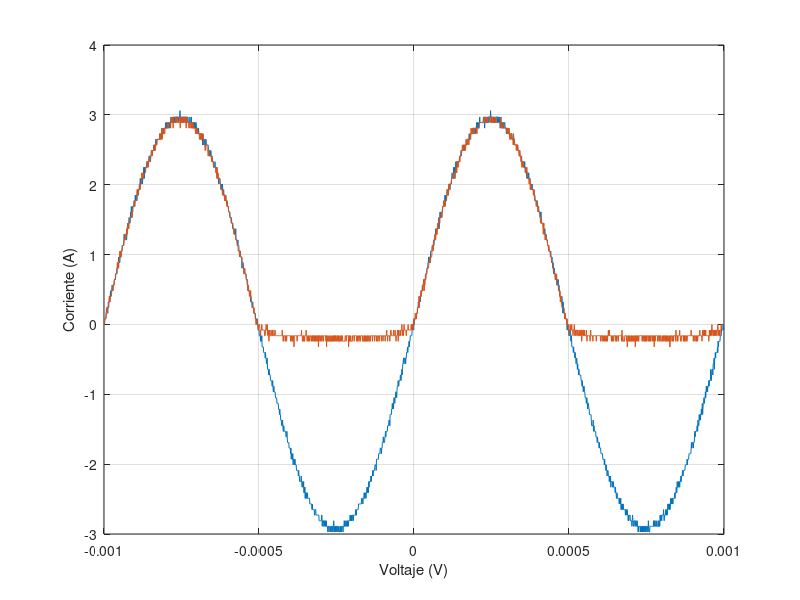

Reproduce this figure in MATLAB.
t=[-1.00E-03
-9.99E-04
-9.98E-04
-9.97E-04
-9.96E-04
-9.95E-04
-9.94E-04
-9.93E-04
-9.92E-04
-9.91E-04
-9.90E-04
-9.89E-04
-9.88E-04
-9.87E-04
-9.86E-04
-9.85E-04
-9.84E-04
-9.83E-04
-9.82E-04
-9.81E-04
-9.80E-04
-9.79E-04
-9.78E-04
-9.77E-04
-9.76E-04
-9.75E-04
-9.74E-04
-9.73E-04
-9.72E-04
-9.71E-04
-9.70E-04
-9.69E-04
-9.68E-04
-9.67E-04
-9.66E-04
-9.65E-04
-9.64E-04
-9.63E-04
-9.62E-04
-9.61E-04
-9.60E-04
-9.59E-04
-9.58E-04
-9.57E-04
-9.56E-04
-9.55E-04
-9.54E-04
-9.53E-04
-9.52E-04
-9.51E-04
-9.50E-04
-9.49E-04
-9.48E-04
-9.47E-04
-9.46E-04
-9.45E-04
-9.44E-04
-9.43E-04
-9.42E-04
-9.41E-04
-9.40E-04
-9.39E-04
-9.38E-04
-9.37E-04
-9.36E-04
-9.35E-04
-9.34E-04
-9.33E-04
-9.32E-04
-9.31E-04
-9.30E-04
-9.29E-04
-9.28E-04
-9.27E-04
-9.26E-04
-9.25E-04
-9.24E-04
-9.23E-04
-9.22E-04
-9.21E-04
-9.20E-04
-9.19E-04
-9.18E-04
-9.17E-04
-9.16E-04
-9.15E-04
-9.14E-04
-9.13E-04
-9.12E-04
-9.11E-04
-9.10E-04
-9.09E-04
-9.08E-04
-9.07E-04
-9.06E-04
-9.05E-04
-9.04E-04
-9.03E-04
-9.02E-04
-9.01E-04
-9.00E-04
-8.99E-04
-8.98E-04
-8.97E-04
-8.96E-04
-8.95E-04
-8.94E-04
-8.93E-04
-8.92E-04
-8.91E-04
-8.90E-04
-8.89E-04
-8.88E-04
-8.87E-04
-8.86E-04
-8.85E-04
-8.84E-04
-8.83E-04
-8.82E-04
-8.81E-04
-8.80E-04
-8.79E-04
-8.78E-04
-8.77E-04
-8.76E-04
-8.75E-04
-8.74E-04
-8.73E-04
-8.72E-04
-8.71E-04
-8.70E-04
-8.69E-04
-8.68E-04
-8.67E-04
-8.66E-04
-8.65E-04
-8.64E-04
-8.63E-04
-8.62E-04
-8.61E-04
-8.60E-04
-8.59E-04
-8.58E-04
-8.57E-04
-8.56E-04
-8.55E-04
-8.54E-04
-8.53E-04
-8.52E-04
-8.51E-04
-8.50E-04
-8.49E-04
-8.48E-04
-8.47E-04
-8.46E-04
-8.45E-04
-8.44E-04
-8.43E-04
-8.42E-04
-8.41E-04
-8.40E-04
-8.39E-04
-8.38E-04
-8.37E-04
-8.36E-04
-8.35E-04
-8.34E-04
-8.33E-04
-8.32E-04
-8.31E-04
-8.30E-04
-8.29E-04
-8.28E-04
-8.27E-04
-8.26E-04
-8.25E-04
-8.24E-04
-8.23E-04
-8.22E-04
-8.21E-04
-8.20E-04
-8.19E-04
-8.18E-04
-8.17E-04
-8.16E-04
-8.15E-04
-8.14E-04
-8.13E-04
-8.12E-04
-8.11E-04
-8.10E-04
-8.09E-04
-8.08E-04
-8.07E-04
-8.06E-04
-8.05E-04
-8.04E-04
-8.03E-04
-8.02E-04
-8.01E-04
-8.00E-04
-7.99E-04
-7.98E-04
-7.97E-04
-7.96E-04
-7.95E-04
-7.94E-04
-7.93E-04
-7.92E-04
-7.91E-04
-7.90E-04
-7.89E-04
-7.88E-04
-7.87E-04
-7.86E-04
-7.85E-04
-7.84E-04
-7.83E-04
-7.82E-04
-7.81E-04
-7.80E-04
-7.79E-04
-7.78E-04
-7.77E-04
-7.76E-04
-7.75E-04
-7.74E-04
-7.73E-04
-7.72E-04
-7.71E-04
-7.70E-04
-7.69E-04
-7.68E-04
-7.67E-04
-7.66E-04
-7.65E-04
-7.64E-04
-7.63E-04
-7.62E-04
-7.61E-04
-7.60E-04
-7.59E-04
-7.58E-04
-7.57E-04
-7.56E-04
-7.55E-04
-7.54E-04
-7.53E-04
-7.52E-04
-7.51E-04
-7.50E-04
-7.49E-04
-7.48E-04
-7.47E-04
-7.46E-04
-7.45E-04
-7.44E-04
-7.43E-04
-7.42E-04
-7.41E-04
-7.40E-04
-7.39E-04
-7.38E-04
-7.37E-04
-7.36E-04
-7.35E-04
-7.34E-04
-7.33E-04
-7.32E-04
-7.31E-04
-7.30E-04
-7.29E-04
-7.28E-04
-7.27E-04
-7.26E-04
-7.25E-04
-7.24E-04
-7.23E-04
-7.22E-04
-7.21E-04
-7.20E-04
-7.19E-04
-7.18E-04
-7.17E-04
-7.16E-04
-7.15E-04
-7.14E-04
-7.13E-04
-7.12E-04
-7.11E-04
-7.10E-04
-7.09E-04
-7.08E-04
-7.07E-04
-7.06E-04
-7.05E-04
-7.04E-04
-7.03E-04
-7.02E-04
-7.01E-04
-7.00E-04
-6.99E-04
-6.98E-04
-6.97E-04
-6.96E-04
-6.95E-04
-6.94E-04
-6.93E-04
-6.92E-04
-6.91E-04
-6.90E-04
-6.89E-04
-6.88E-04
-6.87E-04
-6.86E-04
-6.85E-04
-6.84E-04
-6.83E-04
-6.82E-04
-6.81E-04
-6.80E-04
-6.79E-04
-6.78E-04
-6.77E-04
-6.76E-04
-6.75E-04
-6.74E-04
-6.73E-04
-6.72E-04
-6.71E-04
-6.70E-04
-6.69E-04
-6.68E-04
-6.67E-04
-6.66E-04
-6.65E-04
-6.64E-04
-6.63E-04
-6.62E-04
-6.61E-04
-6.60E-04
-6.59E-04
-6.58E-04
-6.57E-04
-6.56E-04
-6.55E-04
-6.54E-04
-6.53E-04
-6.52E-04
-6.51E-04
-6.50E-04
-6.49E-04
-6.48E-04
-6.47E-04
-6.46E-04
-6.45E-04
-6.44E-04
-6.43E-04
-6.42E-04
-6.41E-04
-6.40E-04
-6.39E-04
-6.38E-04
-6.37E-04
-6.36E-04
-6.35E-04
-6.34E-04
-6.33E-04
-6.32E-04
-6.31E-04
-6.30E-04
-6.29E-04
-6.28E-04
-6.27E-04
-6.26E-04
-6.25E-04
-6.24E-04
-6.23E-04
-6.22E-04
-6.21E-04
-6.20E-04
-6.19E-04
-6.18E-04
-6.17E-04
-6.16E-04
-6.15E-04
-6.14E-04
-6.13E-04
-6.12E-04
-6.11E-04
-6.10E-04
-6.09E-04
-6.08E-04
-6.07E-04
-6.06E-04
-6.05E-04
-6.04E-04
-6.03E-04
-6.02E-04
-6.01E-04
-6.00E-04
-5.99E-04
-5.98E-04
-5.97E-04
-5.96E-04
-5.95E-04
-5.94E-04
-5.93E-04
-5.92E-04
-5.91E-04
-5.90E-04
-5.89E-04
-5.88E-04
-5.87E-04
-5.86E-04
-5.85E-04
-5.84E-04
-5.83E-04
-5.82E-04
-5.81E-04
-5.80E-04
-5.79E-04
-5.78E-04
-5.77E-04
-5.76E-04
-5.75E-04
-5.74E-04
-5.73E-04
-5.72E-04
-5.71E-04
-5.70E-04
-5.69E-04
-5.68E-04
-5.67E-04
-5.66E-04
-5.65E-04
-5.64E-04
-5.63E-04
-5.62E-04
-5.61E-04
-5.60E-04
-5.59E-04
-5.58E-04
-5.57E-04
-5.56E-04
-5.55E-04
-5.54E-04
-5.53E-04
-5.52E-04
-5.51E-04
-5.50E-04
-5.49E-04
-5.48E-04
-5.47E-04
-5.46E-04
-5.45E-04
-5.44E-04
-5.43E-04
-5.42E-04
-5.41E-04
-5.40E-04
-5.39E-04
-5.38E-04
-5.37E-04
-5.36E-04
-5.35E-04
-5.34E-04
-5.33E-04
-5.32E-04
-5.31E-04
-5.30E-04
-5.29E-04
-5.28E-04
-5.27E-04
-5.26E-04
-5.25E-04
-5.24E-04
-5.23E-04
-5.22E-04
-5.21E-04
-5.20E-04
-5.19E-04
-5.18E-04
-5.17E-04
-5.16E-04
-5.15E-04
-5.14E-04
-5.13E-04
-5.12E-04
-5.11E-04
-5.10E-04
-5.09E-04
-5.08E-04
-5.07E-04
-5.06E-04
-5.05E-04
-5.04E-04
-5.03E-04
-5.02E-04
-5.01E-04
-5.00E-04
-4.99E-04
-4.98E-04
-4.97E-04
-4.96E-04
-4.95E-04
-4.94E-04
-4.93E-04
-4.92E-04
-4.91E-04
-4.90E-04
-4.89E-04
-4.88E-04
-4.87E-04
-4.86E-04
-4.85E-04
-4.84E-04
-4.83E-04
-4.82E-04
-4.81E-04
-4.80E-04
-4.79E-04
-4.78E-04
-4.77E-04
-4.76E-04
-4.75E-04
-4.74E-04
-4.73E-04
-4.72E-04
-4.71E-04
-4.70E-04
-4.69E-04
-4.68E-04
-4.67E-04
-4.66E-04
-4.65E-04
-4.64E-04
-4.63E-04
-4.62E-04
-4.61E-04
-4.60E-04
-4.59E-04
-4.58E-04
-4.57E-04
-4.56E-04
-4.55E-04
-4.54E-04
-4.53E-04
-4.52E-04
-4.51E-04
-4.50E-04
-4.49E-04
-4.48E-04
-4.47E-04
-4.46E-04
-4.45E-04
-4.44E-04
-4.43E-04
-4.42E-04
-4.41E-04
-4.40E-04
-4.39E-04
-4.38E-04
-4.37E-04
-4.36E-04
-4.35E-04
-4.34E-04
-4.33E-04
-4.32E-04
-4.31E-04
-4.30E-04
-4.29E-04
-4.28E-04
-4.27E-04
-4.26E-04
-4.25E-04
-4.24E-04
-4.23E-04
-4.22E-04
-4.21E-04
-4.20E-04
-4.19E-04
-4.18E-04
-4.17E-04
-4.16E-04
-4.15E-04
-4.14E-04
-4.13E-04
-4.12E-04
-4.11E-04
-4.10E-04
-4.09E-04
-4.08E-04
-4.07E-04
-4.06E-04
-4.05E-04
-4.04E-04
-4.03E-04
-4.02E-04
-4.01E-04
-4.00E-04
-3.99E-04
-3.98E-04
-3.97E-04
-3.96E-04
-3.95E-04
-3.94E-04
-3.93E-04
-3.92E-04
-3.91E-04
-3.90E-04
-3.89E-04
-3.88E-04
-3.87E-04
-3.86E-04
-3.85E-04
-3.84E-04
-3.83E-04
-3.82E-04
-3.81E-04
-3.80E-04
-3.79E-04
-3.78E-04
-3.77E-04
-3.76E-04
-3.75E-04
-3.74E-04
-3.73E-04
-3.72E-04
-3.71E-04
-3.70E-04
-3.69E-04
-3.68E-04
-3.67E-04
-3.66E-04
-3.65E-04
-3.64E-04
-3.63E-04
-3.62E-04
-3.61E-04
-3.60E-04
-3.59E-04
-3.58E-04
-3.57E-04
-3.56E-04
-3.55E-04
-3.54E-04
-3.53E-04
-3.52E-04
-3.51E-04
-3.50E-04
-3.49E-04
-3.48E-04
-3.47E-04
-3.46E-04
-3.45E-04
-3.44E-04
-3.43E-04
-3.42E-04
-3.41E-04
-3.40E-04
-3.39E-04
-3.38E-04
-3.37E-04
-3.36E-04
-3.35E-04
-3.34E-04
-3.33E-04
-3.32E-04
-3.31E-04
-3.30E-04
-3.29E-04
-3.28E-04
-3.27E-04
-3.26E-04
-3.25E-04
-3.24E-04
-3.23E-04
-3.22E-04
-3.21E-04
-3.20E-04
-3.19E-04
-3.18E-04
-3.17E-04
-3.16E-04
-3.15E-04
-3.14E-04
-3.13E-04
-3.12E-04
-3.11E-04
-3.10E-04
-3.09E-04
-3.08E-04
-3.07E-04
-3.06E-04
-3.05E-04
-3.04E-04
-3.03E-04
-3.02E-04
-3.01E-04
-3.00E-04
-2.99E-04
-2.98E-04
-2.97E-04
-2.96E-04
-2.95E-04
-2.94E-04
-2.93E-04
-2.92E-04
-2.91E-04
-2.90E-04
-2.89E-04
-2.88E-04
-2.87E-04
-2.86E-04
-2.85E-04
-2.84E-04
-2.83E-04
-2.82E-04
-2.81E-04
-2.80E-04
-2.79E-04
-2.78E-04
-2.77E-04
-2.76E-04
-2.75E-04
-2.74E-04
-2.73E-04
-2.72E-04
-2.71E-04
-2.70E-04
-2.69E-04
-2.68E-04
-2.67E-04
-2.66E-04
-2.65E-04
-2.64E-04
-2.63E-04
-2.62E-04
-2.61E-04
-2.60E-04
-2.59E-04
-2.58E-04
-2.57E-04
-2.56E-04
-2.55E-04
-2.54E-04
-2.53E-04
-2.52E-04
-2.51E-04
-2.50E-04
-2.49E-04
-2.48E-04
-2.47E-04
-2.46E-04
-2.45E-04
-2.44E-04
-2.43E-04
-2.42E-04
-2.41E-04
-2.40E-04
-2.39E-04
-2.38E-04
-2.37E-04
-2.36E-04
-2.35E-04
-2.34E-04
-2.33E-04
-2.32E-04
-2.31E-04
-2.30E-04
-2.29E-04
-2.28E-04
-2.27E-04
-2.26E-04
-2.25E-04
-2.24E-04
-2.23E-04
-2.22E-04
-2.21E-04
-2.20E-04
-2.19E-04
-2.18E-04
-2.17E-04
-2.16E-04
-2.15E-04
-2.14E-04
-2.13E-04
-2.12E-04
-2.11E-04
-2.10E-04
-2.09E-04
-2.08E-04
-2.07E-04
-2.06E-04
-2.05E-04
-2.04E-04
-2.03E-04
-2.02E-04
-2.01E-04
-2.00E-04
-1.99E-04
-1.98E-04
-1.97E-04
-1.96E-04
-1.95E-04
-1.94E-04
-1.93E-04
-1.92E-04
-1.91E-04
-1.90E-04
-1.89E-04
-1.88E-04
-1.87E-04
-1.86E-04
-1.85E-04
-1.84E-04
-1.83E-04
-1.82E-04
-1.81E-04
-1.80E-04
-1.79E-04
-1.78E-04
-1.77E-04
-1.76E-04
-1.75E-04
-1.74E-04
-1.73E-04
-1.72E-04
-1.71E-04
-1.70E-04
-1.69E-04
-1.68E-04
-1.67E-04
-1.66E-04
-1.65E-04
-1.64E-04
-1.63E-04
-1.62E-04
-1.61E-04
-1.60E-04
-1.59E-04
-1.58E-04
-1.57E-04
-1.56E-04
-1.55E-04
-1.54E-04
-1.53E-04
-1.52E-04
-1.51E-04
-1.50E-04
-1.49E-04
-1.48E-04
-1.47E-04
-1.46E-04
-1.45E-04
-1.44E-04
-1.43E-04
-1.42E-04
-1.41E-04
-1.40E-04
-1.39E-04
-1.38E-04
-1.37E-04
-1.36E-04
-1.35E-04
-1.34E-04
-1.33E-04
-1.32E-04
-1.31E-04
-1.30E-04
-1.29E-04
-1.28E-04
-1.27E-04
-1.26E-04
-1.25E-04
-1.24E-04
-1.23E-04
-1.22E-04
-1.21E-04
-1.20E-04
-1.19E-04
-1.18E-04
-1.17E-04
-1.16E-04
-1.15E-04
-1.14E-04
-1.13E-04
-1.12E-04
-1.11E-04
-1.10E-04
-1.09E-04
-1.08E-04
-1.07E-04
-1.06E-04
-1.05E-04
-1.04E-04
-1.03E-04
-1.02E-04
-1.01E-04
-1.00E-04
-9.90E-05
-9.80E-05
-9.70E-05
-9.60E-05
-9.50E-05
-9.40E-05
-9.30E-05
-9.20E-05
-9.10E-05
-9.00E-05
-8.90E-05
-8.80E-05
-8.70E-05
-8.60E-05
-8.50E-05
-8.40E-05
-8.30E-05
-8.20E-05
-8.10E-05
-8.00E-05
-7.90E-05
-7.80E-05
-7.70E-05
-7.60E-05
-7.50E-05
-7.40E-05
-7.30E-05
-7.20E-05
-7.10E-05
-7.00E-05
-6.90E-05
-6.80E-05
-6.70E-05
-6.60E-05
-6.50E-05
-6.40E-05
-6.30E-05
-6.20E-05
-6.10E-05
-6.00E-05
-5.90E-05
-5.80E-05
-5.70E-05
-5.60E-05
-5.50E-05
-5.40E-05
-5.30E-05
-5.20E-05
-5.10E-05
-5.00E-05
-4.90E-05
-4.80E-05
-4.70E-05
-4.60E-05
-4.50E-05
-4.40E-05
-4.30E-05
-4.20E-05
-4.10E-05
-4.00E-05
-3.90E-05
-3.80E-05
-3.70E-05
-3.60E-05
-3.50E-05
-3.40E-05
-3.30E-05
-3.20E-05
-3.10E-05
-3.00E-05
-2.90E-05
-2.80E-05
-2.70E-05
-2.60E-05
-2.50E-05
-2.40E-05
-2.30E-05
-2.20E-05
-2.10E-05
-2.00E-05
-1.90E-05
-1.80E-05
-1.70E-05
-1.60E-05
-1.50E-05
-1.40E-05
-1.30E-05
-1.20E-05
-1.10E-05
-1.00E-05
-9.00E-06
-8.00E-06
-7.00E-06
-6.00E-06
-5.00E-06
-4.00E-06
-3.00E-06
-2.00E-06
-1.00E-06
0.00E+00
1.00E-06
2.00E-06
3.00E-06
4.00E-06
5.00E-06
6.00E-06
7.00E-06
8.00E-06
9.00E-06
1.00E-05
1.10E-05
1.20E-05
1.30E-05
1.40E-05
1.50E-05
1.60E-05
1.70E-05
1.80E-05
1.90E-05
2.00E-05
2.10E-05
2.20E-05
2.30E-05
2.40E-05
2.50E-05
2.60E-05
2.70E-05
2.80E-05
2.90E-05
3.00E-05
3.10E-05
3.20E-05
3.30E-05
3.40E-05
3.50E-05
3.60E-05
3.70E-05
3.80E-05
3.90E-05
4.00E-05
4.10E-05
4.20E-05
4.30E-05
4.40E-05
4.50E-05
4.60E-05
4.70E-05
4.80E-05
4.90E-05
5.00E-05
5.10E-05
5.20E-05
5.30E-05
5.40E-05
5.50E-05
5.60E-05
5.70E-05
5.80E-05
5.90E-05
6.00E-05
6.10E-05
6.20E-05
6.30E-05
6.40E-05
6.50E-05
6.60E-05
6.70E-05
6.80E-05
6.90E-05
7.00E-05
7.10E-05
7.20E-05
7.30E-05
7.40E-05
7.50E-05
7.60E-05
7.70E-05
7.80E-05
7.90E-05
8.00E-05
8.10E-05
8.20E-05
8.30E-05
8.40E-05
8.50E-05
8.60E-05
8.70E-05
8.80E-05
8.90E-05
9.00E-05
9.10E-05
9.20E-05
9.30E-05
9.40E-05
9.50E-05
9.60E-05
9.70E-05
9.80E-05
9.90E-05
1.00E-04
1.01E-04
1.02E-04
1.03E-04
1.04E-04
1.05E-04
1.06E-04
1.07E-04
1.08E-04
1.09E-04
1.10E-04
1.11E-04
1.12E-04
1.13E-04
1.14E-04
1.15E-04
1.16E-04
1.17E-04
1.18E-04
1.19E-04
1.20E-04
1.21E-04
1.22E-04
1.23E-04
1.24E-04
1.25E-04
1.26E-04
1.27E-04
1.28E-04
1.29E-04
1.30E-04
1.31E-04
1.32E-04
1.33E-04
1.34E-04
1.35E-04
1.36E-04
1.37E-04
1.38E-04
1.39E-04
1.40E-04
1.41E-04
1.42E-04
1.43E-04
1.44E-04
1.45E-04
1.46E-04
1.47E-04
1.48E-04
1.49E-04
1.50E-04
1.51E-04
1.52E-04
1.53E-04
1.54E-04
1.55E-04
1.56E-04
1.57E-04
1.58E-04
1.59E-04
1.60E-04
1.61E-04
1.62E-04
1.63E-04
1.64E-04
1.65E-04
1.66E-04
1.67E-04
1.68E-04
1.69E-04
1.70E-04
1.71E-04
1.72E-04
1.73E-04
1.74E-04
1.75E-04
1.76E-04
1.77E-04
1.78E-04
1.79E-04
1.80E-04
1.81E-04
1.82E-04
1.83E-04
1.84E-04
1.85E-04
1.86E-04
1.87E-04
1.88E-04
1.89E-04
1.90E-04
1.91E-04
1.92E-04
1.93E-04
1.94E-04
1.95E-04
1.96E-04
1.97E-04
1.98E-04
1.99E-04
2.00E-04
2.01E-04
2.02E-04
2.03E-04
2.04E-04
2.05E-04
2.06E-04
2.07E-04
2.08E-04
2.09E-04
2.10E-04
2.11E-04
2.12E-04
2.13E-04
2.14E-04
2.15E-04
2.16E-04
2.17E-04
2.18E-04
2.19E-04
2.20E-04
2.21E-04
2.22E-04
2.23E-04
2.24E-04
2.25E-04
2.26E-04
2.27E-04
2.28E-04
2.29E-04
2.30E-04
2.31E-04
2.32E-04
2.33E-04
2.34E-04
2.35E-04
2.36E-04
2.37E-04
2.38E-04
2.39E-04
2.40E-04
2.41E-04
2.42E-04
2.43E-04
2.44E-04
2.45E-04
2.46E-04
2.47E-04
2.48E-04
2.49E-04
2.50E-04
2.51E-04
2.52E-04
2.53E-04
2.54E-04
2.55E-04
2.56E-04
2.57E-04
2.58E-04
2.59E-04
2.60E-04
2.61E-04
2.62E-04
2.63E-04
2.64E-04
2.65E-04
2.66E-04
2.67E-04
2.68E-04
2.69E-04
2.70E-04
2.71E-04
2.72E-04
2.73E-04
2.74E-04
2.75E-04
2.76E-04
2.77E-04
2.78E-04
2.79E-04
2.80E-04
2.81E-04
2.82E-04
2.83E-04
2.84E-04
2.85E-04
2.86E-04
2.87E-04
2.88E-04
2.89E-04
2.90E-04
2.91E-04
2.92E-04
2.93E-04
2.94E-04
2.95E-04
2.96E-04
2.97E-04
2.98E-04
2.99E-04
3.00E-04
3.01E-04
3.02E-04
3.03E-04
3.04E-04
3.05E-04
3.06E-04
3.07E-04
3.08E-04
3.09E-04
3.10E-04
3.11E-04
3.12E-04
3.13E-04
3.14E-04
3.15E-04
3.16E-04
3.17E-04
3.18E-04
3.19E-04
3.20E-04
3.21E-04
3.22E-04
3.23E-04
3.24E-04
3.25E-04
3.26E-04
3.27E-04
3.28E-04
3.29E-04
3.30E-04
3.31E-04
3.32E-04
3.33E-04
3.34E-04
3.35E-04
3.36E-04
3.37E-04
3.38E-04
3.39E-04
3.40E-04
3.41E-04
3.42E-04
3.43E-04
3.44E-04
3.45E-04
3.46E-04
3.47E-04
3.48E-04
3.49E-04
3.50E-04
3.51E-04
3.52E-04
3.53E-04
3.54E-04
3.55E-04
3.56E-04
3.57E-04
3.58E-04
3.59E-04
3.60E-04
3.61E-04
3.62E-04
3.63E-04
3.64E-04
3.65E-04
3.66E-04
3.67E-04
3.68E-04
3.69E-04
3.70E-04
3.71E-04
3.72E-04
3.73E-04
3.74E-04
3.75E-04
3.76E-04
3.77E-04
3.78E-04
3.79E-04
3.80E-04
3.81E-04
3.82E-04
3.83E-04
3.84E-04
3.85E-04
3.86E-04
3.87E-04
3.88E-04
3.89E-04
3.90E-04
3.91E-04
3.92E-04
3.93E-04
3.94E-04
3.95E-04
3.96E-04
3.97E-04
3.98E-04
3.99E-04
4.00E-04
4.01E-04
4.02E-04
4.03E-04
4.04E-04
4.05E-04
4.06E-04
4.07E-04
4.08E-04
4.09E-04
4.10E-04
4.11E-04
4.12E-04
4.13E-04
4.14E-04
4.15E-04
4.16E-04
4.17E-04
4.18E-04
4.19E-04
4.20E-04
4.21E-04
4.22E-04
4.23E-04
4.24E-04
4.25E-04
4.26E-04
4.27E-04
4.28E-04
4.29E-04
4.30E-04
4.31E-04
4.32E-04
4.33E-04
4.34E-04
4.35E-04
4.36E-04
4.37E-04
4.38E-04
4.39E-04
4.40E-04
4.41E-04
4.42E-04
4.43E-04
4.44E-04
4.45E-04
4.46E-04
4.47E-04
4.48E-04
4.49E-04
4.50E-04
4.51E-04
4.52E-04
4.53E-04
4.54E-04
4.55E-04
4.56E-04
4.57E-04
4.58E-04
4.59E-04
4.60E-04
4.61E-04
4.62E-04
4.63E-04
4.64E-04
4.65E-04
4.66E-04
4.67E-04
4.68E-04
4.69E-04
4.70E-04
4.71E-04
4.72E-04
4.73E-04
4.74E-04
4.75E-04
4.76E-04
4.77E-04
4.78E-04
4.79E-04
4.80E-04
4.81E-04
4.82E-04
4.83E-04
4.84E-04
4.85E-04
4.86E-04
4.87E-04
4.88E-04
4.89E-04
4.90E-04
4.91E-04
4.92E-04
4.93E-04
4.94E-04
4.95E-04
4.96E-04
4.97E-04
4.98E-04
4.99E-04
5.00E-04
5.01E-04
5.02E-04
5.03E-04
5.04E-04
5.05E-04
5.06E-04
5.07E-04
5.08E-04
5.09E-04
5.10E-04
5.11E-04
5.12E-04
5.13E-04
5.14E-04
5.15E-04
5.16E-04
5.17E-04
5.18E-04
5.19E-04
5.20E-04
5.21E-04
5.22E-04
5.23E-04
5.24E-04
5.25E-04
5.26E-04
5.27E-04
5.28E-04
5.29E-04
5.30E-04
5.31E-04
5.32E-04
5.33E-04
5.34E-04
5.35E-04
5.36E-04
5.37E-04
5.38E-04
5.39E-04
5.40E-04
5.41E-04
5.42E-04
5.43E-04
5.44E-04
5.45E-04
5.46E-04
5.47E-04
5.48E-04
5.49E-04
5.50E-04
5.51E-04
5.52E-04
5.53E-04
5.54E-04
5.55E-04
5.56E-04
5.57E-04
5.58E-04
5.59E-04
5.60E-04
5.61E-04
5.62E-04
5.63E-04
5.64E-04
5.65E-04
5.66E-04
5.67E-04
5.68E-04
5.69E-04
5.70E-04
5.71E-04
5.72E-04
5.73E-04
5.74E-04
5.75E-04
5.76E-04
5.77E-04
5.78E-04
5.79E-04
5.80E-04
5.81E-04
5.82E-04
5.83E-04
5.84E-04
5.85E-04
5.86E-04
5.87E-04
5.88E-04
5.89E-04
5.90E-04
5.91E-04
5.92E-04
5.93E-04
5.94E-04
5.95E-04
5.96E-04
5.97E-04
5.98E-04
5.99E-04
6.00E-04
6.01E-04
6.02E-04
6.03E-04
6.04E-04
6.05E-04
6.06E-04
6.07E-04
6.08E-04
6.09E-04
6.10E-04
6.11E-04
6.12E-04
6.13E-04
6.14E-04
6.15E-04
6.16E-04
6.17E-04
6.18E-04
6.19E-04
6.20E-04
6.21E-04
6.22E-04
6.23E-04
6.24E-04
6.25E-04
6.26E-04
6.27E-04
6.28E-04
6.29E-04
6.30E-04
6.31E-04
6.32E-04
6.33E-04
6.34E-04
6.35E-04
6.36E-04
6.37E-04
6.38E-04
6.39E-04
6.40E-04
6.41E-04
6.42E-04
6.43E-04
6.44E-04
6.45E-04
6.46E-04
6.47E-04
6.48E-04
6.49E-04
6.50E-04
6.51E-04
6.52E-04
6.53E-04
6.54E-04
6.55E-04
6.56E-04
6.57E-04
6.58E-04
6.59E-04
6.60E-04
6.61E-04
6.62E-04
6.63E-04
6.64E-04
6.65E-04
6.66E-04
6.67E-04
6.68E-04
6.69E-04
6.70E-04
6.71E-04
6.72E-04
6.73E-04
6.74E-04
6.75E-04
6.76E-04
6.77E-04
6.78E-04
6.79E-04
6.80E-04
6.81E-04
6.82E-04
6.83E-04
6.84E-04
6.85E-04
6.86E-04
6.87E-04
6.88E-04
6.89E-04
6.90E-04
6.91E-04
6.92E-04
6.93E-04
6.94E-04
6.95E-04
6.96E-04
6.97E-04
6.98E-04
6.99E-04
7.00E-04
7.01E-04
7.02E-04
7.03E-04
7.04E-04
7.05E-04
7.06E-04
7.07E-04
7.08E-04
7.09E-04
7.10E-04
7.11E-04
7.12E-04
7.13E-04
7.14E-04
7.15E-04
7.16E-04
7.17E-04
7.18E-04
7.19E-04
7.20E-04
7.21E-04
7.22E-04
7.23E-04
7.24E-04
7.25E-04
7.26E-04
7.27E-04
7.28E-04
7.29E-04
7.30E-04
7.31E-04
7.32E-04
7.33E-04
7.34E-04
7.35E-04
7.36E-04
7.37E-04
7.38E-04
7.39E-04
7.40E-04
7.41E-04
7.42E-04
7.43E-04
7.44E-04
7.45E-04
7.46E-04
7.47E-04
7.48E-04
7.49E-04
7.50E-04
7.51E-04
7.52E-04
7.53E-04
7.54E-04
7.55E-04
7.56E-04
7.57E-04
7.58E-04
7.59E-04
7.60E-04
7.61E-04
7.62E-04
7.63E-04
7.64E-04
7.65E-04
7.66E-04
7.67E-04
7.68E-04
7.69E-04
7.70E-04
7.71E-04
7.72E-04
7.73E-04
7.74E-04
7.75E-04
7.76E-04
7.77E-04
7.78E-04
7.79E-04
7.80E-04
7.81E-04
7.82E-04
7.83E-04
7.84E-04
7.85E-04
7.86E-04
7.87E-04
7.88E-04
7.89E-04
7.90E-04
7.91E-04
7.92E-04
7.93E-04
7.94E-04
7.95E-04
7.96E-04
7.97E-04
7.98E-04
7.99E-04
8.00E-04
8.01E-04
8.02E-04
8.03E-04
8.04E-04
8.05E-04
8.06E-04
8.07E-04
8.08E-04
8.09E-04
8.10E-04
8.11E-04
8.12E-04
8.13E-04
8.14E-04
8.15E-04
8.16E-04
8.17E-04
8.18E-04
8.19E-04
8.20E-04
8.21E-04
8.22E-04
8.23E-04
8.24E-04
8.25E-04
8.26E-04
8.27E-04
8.28E-04
8.29E-04
8.30E-04
8.31E-04
8.32E-04
8.33E-04
8.34E-04
8.35E-04
8.36E-04
8.37E-04
8.38E-04
8.39E-04
8.40E-04
8.41E-04
8.42E-04
8.43E-04
8.44E-04
8.45E-04
8.46E-04
8.47E-04
8.48E-04
8.49E-04
8.50E-04
8.51E-04
8.52E-04
8.53E-04
8.54E-04
8.55E-04
8.56E-04
8.57E-04
8.58E-04
8.59E-04
8.60E-04
8.61E-04
8.62E-04
8.63E-04
8.64E-04
8.65E-04
8.66E-04
8.67E-04
8.68E-04
8.69E-04
8.70E-04
8.71E-04
8.72E-04
8.73E-04
8.74E-04
8.75E-04
8.76E-04
8.77E-04
8.78E-04
8.79E-04
8.80E-04
8.81E-04
8.82E-04
8.83E-04
8.84E-04
8.85E-04
8.86E-04
8.87E-04
8.88E-04
8.89E-04
8.90E-04
8.91E-04
8.92E-04
8.93E-04
8.94E-04
8.95E-04
8.96E-04
8.97E-04
8.98E-04
8.99E-04
9.00E-04
9.01E-04
9.02E-04
9.03E-04
9.04E-04
9.05E-04
9.06E-04
9.07E-04
9.08E-04
9.09E-04
9.10E-04
9.11E-04
9.12E-04
9.13E-04
9.14E-04
9.15E-04
9.16E-04
9.17E-04
9.18E-04
9.19E-04
9.20E-04
9.21E-04
9.22E-04
9.23E-04
9.24E-04
9.25E-04
9.26E-04
9.27E-04
9.28E-04
9.29E-04
9.30E-04
9.31E-04
9.32E-04
9.33E-04
9.34E-04
9.35E-04
9.36E-04
9.37E-04
9.38E-04
9.39E-04
9.40E-04
9.41E-04
9.42E-04
9.43E-04
9.44E-04
9.45E-04
9.46E-04
9.47E-04
9.48E-04
9.49E-04
9.50E-04
9.51E-04
9.52E-04
9.53E-04
9.54E-04
9.55E-04
9.56E-04
9.57E-04
9.58E-04
9.59E-04
9.60E-04
9.61E-04
9.62E-04
9.63E-04
9.64E-04
9.65E-04
9.66E-04
9.67E-04
9.68E-04
9.69E-04
9.70E-04
9.71E-04
9.72E-04
9.73E-04
9.74E-04
9.75E-04
9.76E-04
9.77E-04
9.78E-04
9.79E-04
9.80E-04
9.81E-04
9.82E-04
9.83E-04
9.84E-04
9.85E-04
9.86E-04
9.87E-04
9.88E-04
9.89E-04
9.90E-04
9.91E-04
9.92E-04
9.93E-04
9.94E-04
9.95E-04
9.96E-04
9.97E-04
9.98E-04
9.99E-04];
x=[0.00E+00
0.00E+00
0.00E+00
8.04E-02
8.04E-02
8.04E-02
8.04E-02
1.61E-01
1.61E-01
1.61E-01
1.61E-01
2.41E-01
1.61E-01
2.41E-01
3.22E-01
2.41E-01
3.22E-01
3.22E-01
4.02E-01
3.22E-01
4.02E-01
4.82E-01
4.02E-01
4.82E-01
4.82E-01
4.82E-01
5.63E-01
5.63E-01
4.82E-01
4.82E-01
5.63E-01
5.63E-01
5.63E-01
6.43E-01
6.43E-01
6.43E-01
6.43E-01
6.43E-01
7.24E-01
7.24E-01
7.24E-01
7.24E-01
7.24E-01
8.04E-01
8.04E-01
8.84E-01
8.84E-01
9.65E-01
9.65E-01
8.84E-01
8.84E-01
8.84E-01
9.65E-01
9.65E-01
1.05E+00
1.05E+00
1.05E+00
1.05E+00
1.05E+00
1.13E+00
1.13E+00
1.13E+00
1.13E+00
1.13E+00
1.21E+00
1.29E+00
1.21E+00
1.29E+00
1.29E+00
1.29E+00
1.29E+00
1.29E+00
1.21E+00
1.21E+00
1.29E+00
1.37E+00
1.45E+00
1.37E+00
1.37E+00
1.45E+00
1.45E+00
1.53E+00
1.45E+00
1.45E+00
1.45E+00
1.53E+00
1.61E+00
1.53E+00
1.69E+00
1.61E+00
1.61E+00
1.61E+00
1.69E+00
1.69E+00
1.69E+00
1.69E+00
1.69E+00
1.77E+00
1.77E+00
1.69E+00
1.77E+00
1.85E+00
1.77E+00
1.85E+00
1.77E+00
1.85E+00
1.77E+00
1.85E+00
1.93E+00
1.85E+00
1.93E+00
1.85E+00
1.93E+00
1.93E+00
1.93E+00
2.01E+00
2.01E+00
2.09E+00
2.01E+00
2.09E+00
2.01E+00
2.09E+00
2.01E+00
2.09E+00
2.01E+00
2.09E+00
2.09E+00
2.09E+00
2.25E+00
2.17E+00
2.09E+00
2.25E+00
2.17E+00
2.25E+00
2.25E+00
2.25E+00
2.25E+00
2.25E+00
2.33E+00
2.33E+00
2.33E+00
2.25E+00
2.33E+00
2.33E+00
2.33E+00
2.41E+00
2.41E+00
2.41E+00
2.41E+00
2.41E+00
2.33E+00
2.41E+00
2.41E+00
2.49E+00
2.49E+00
2.49E+00
2.49E+00
2.49E+00
2.49E+00
2.49E+00
2.49E+00
2.57E+00
2.49E+00
2.57E+00
2.57E+00
2.57E+00
2.57E+00
2.65E+00
2.57E+00
2.57E+00
2.57E+00
2.65E+00
2.65E+00
2.65E+00
2.65E+00
2.65E+00
2.65E+00
2.65E+00
2.65E+00
2.65E+00
2.73E+00
2.73E+00
2.65E+00
2.73E+00
2.73E+00
2.73E+00
2.73E+00
2.73E+00
2.73E+00
2.73E+00
2.81E+00
2.73E+00
2.73E+00
2.81E+00
2.81E+00
2.81E+00
2.81E+00
2.81E+00
2.81E+00
2.89E+00
2.81E+00
2.81E+00
2.89E+00
2.81E+00
2.81E+00
2.89E+00
2.89E+00
2.81E+00
2.89E+00
2.89E+00
2.89E+00
2.89E+00
2.81E+00
2.89E+00
2.89E+00
2.89E+00
2.97E+00
2.89E+00
2.89E+00
2.89E+00
2.89E+00
2.89E+00
2.97E+00
2.89E+00
2.89E+00
2.97E+00
2.97E+00
2.97E+00
2.89E+00
2.97E+00
2.97E+00
2.89E+00
2.97E+00
2.97E+00
2.97E+00
2.97E+00
2.97E+00
2.97E+00
2.97E+00
2.97E+00
2.97E+00
2.89E+00
2.97E+00
2.97E+00
2.97E+00
3.06E+00
2.97E+00
2.97E+00
2.97E+00
2.97E+00
2.97E+00
2.89E+00
2.97E+00
2.97E+00
2.89E+00
2.89E+00
2.97E+00
2.97E+00
2.97E+00
2.97E+00
2.97E+00
2.97E+00
2.97E+00
2.89E+00
2.97E+00
2.97E+00
2.97E+00
2.89E+00
2.89E+00
2.97E+00
2.97E+00
2.97E+00
2.89E+00
2.89E+00
2.89E+00
2.89E+00
2.89E+00
2.97E+00
2.89E+00
2.89E+00
2.89E+00
2.89E+00
2.97E+00
2.81E+00
2.89E+00
2.89E+00
2.89E+00
2.81E+00
2.81E+00
2.89E+00
2.81E+00
2.89E+00
2.89E+00
2.81E+00
2.89E+00
2.81E+00
2.81E+00
2.89E+00
2.81E+00
2.81E+00
2.81E+00
2.81E+00
2.81E+00
2.73E+00
2.73E+00
2.81E+00
2.73E+00
2.73E+00
2.73E+00
2.73E+00
2.73E+00
2.73E+00
2.73E+00
2.65E+00
2.65E+00
2.73E+00
2.65E+00
2.73E+00
2.57E+00
2.65E+00
2.57E+00
2.65E+00
2.65E+00
2.57E+00
2.57E+00
2.65E+00
2.65E+00
2.57E+00
2.57E+00
2.65E+00
2.57E+00
2.57E+00
2.57E+00
2.57E+00
2.57E+00
2.57E+00
2.57E+00
2.49E+00
2.49E+00
2.41E+00
2.49E+00
2.49E+00
2.41E+00
2.41E+00
2.49E+00
2.49E+00
2.41E+00
2.41E+00
2.41E+00
2.41E+00
2.33E+00
2.33E+00
2.33E+00
2.33E+00
2.25E+00
2.25E+00
2.25E+00
2.25E+00
2.33E+00
2.25E+00
2.25E+00
2.25E+00
2.25E+00
2.17E+00
2.17E+00
2.17E+00
2.17E+00
2.09E+00
2.09E+00
2.09E+00
2.01E+00
2.09E+00
2.09E+00
2.09E+00
2.09E+00
2.01E+00
2.01E+00
1.93E+00
1.93E+00
2.01E+00
1.93E+00
1.93E+00
2.01E+00
1.93E+00
1.85E+00
1.85E+00
1.93E+00
1.85E+00
1.85E+00
1.85E+00
1.85E+00
1.85E+00
1.85E+00
1.77E+00
1.77E+00
1.77E+00
1.77E+00
1.77E+00
1.69E+00
1.69E+00
1.69E+00
1.69E+00
1.61E+00
1.61E+00
1.61E+00
1.61E+00
1.53E+00
1.53E+00
1.53E+00
1.53E+00
1.53E+00
1.53E+00
1.45E+00
1.45E+00
1.45E+00
1.37E+00
1.37E+00
1.37E+00
1.37E+00
1.37E+00
1.37E+00
1.29E+00
1.29E+00
1.29E+00
1.29E+00
1.37E+00
1.21E+00
1.21E+00
1.21E+00
1.21E+00
1.13E+00
1.13E+00
1.21E+00
1.05E+00
1.05E+00
1.05E+00
1.05E+00
1.05E+00
1.05E+00
1.05E+00
1.05E+00
9.65E-01
9.65E-01
9.65E-01
9.65E-01
8.04E-01
8.84E-01
8.84E-01
8.84E-01
8.84E-01
8.04E-01
8.04E-01
8.04E-01
7.24E-01
8.04E-01
7.24E-01
7.24E-01
7.24E-01
7.24E-01
6.43E-01
6.43E-01
6.43E-01
5.63E-01
5.63E-01
5.63E-01
4.82E-01
4.82E-01
4.82E-01
4.82E-01
4.82E-01
4.82E-01
4.82E-01
4.02E-01
3.22E-01
3.22E-01
3.22E-01
3.22E-01
3.22E-01
2.41E-01
3.22E-01
3.22E-01
2.41E-01
2.41E-01
1.61E-01
1.61E-01
1.61E-01
1.61E-01
1.61E-01
1.61E-01
8.04E-02
8.04E-02
8.04E-02
8.04E-02
0.00E+00
8.04E-02
0.00E+00
0.00E+00
-8.04E-02
-8.04E-02
-8.04E-02
-8.04E-02
-1.61E-01
-1.61E-01
-1.61E-01
-1.61E-01
-2.41E-01
-1.61E-01
-2.41E-01
-2.41E-01
-1.61E-01
-3.22E-01
-3.22E-01
-3.22E-01
-3.22E-01
-3.22E-01
-4.02E-01
-4.02E-01
-4.02E-01
-4.02E-01
-4.02E-01
-4.82E-01
-4.02E-01
-4.82E-01
-4.82E-01
-5.63E-01
-5.63E-01
-4.82E-01
-5.63E-01
-6.43E-01
-6.43E-01
-6.43E-01
-7.24E-01
-6.43E-01
-6.43E-01
-7.24E-01
-7.24E-01
-7.24E-01
-8.04E-01
-8.04E-01
-8.04E-01
-8.04E-01
-8.04E-01
-8.84E-01
-8.84E-01
-8.04E-01
-8.84E-01
-9.65E-01
-9.65E-01
-8.84E-01
-9.65E-01
-9.65E-01
-9.65E-01
-9.65E-01
-1.05E+00
-1.05E+00
-1.05E+00
-1.05E+00
-1.05E+00
-1.13E+00
-1.13E+00
-1.13E+00
-1.13E+00
-1.13E+00
-1.21E+00
-1.21E+00
-1.21E+00
-1.29E+00
-1.21E+00
-1.29E+00
-1.29E+00
-1.37E+00
-1.37E+00
-1.37E+00
-1.45E+00
-1.45E+00
-1.45E+00
-1.37E+00
-1.45E+00
-1.53E+00
-1.53E+00
-1.45E+00
-1.53E+00
-1.53E+00
-1.53E+00
-1.53E+00
-1.53E+00
-1.53E+00
-1.61E+00
-1.61E+00
-1.61E+00
-1.53E+00
-1.61E+00
-1.69E+00
-1.69E+00
-1.69E+00
-1.69E+00
-1.69E+00
-1.77E+00
-1.77E+00
-1.77E+00
-1.77E+00
-1.77E+00
-1.85E+00
-1.77E+00
-1.93E+00
-1.85E+00
-1.85E+00
-1.85E+00
-1.93E+00
-1.85E+00
-2.01E+00
-1.93E+00
-1.93E+00
-1.93E+00
-1.93E+00
-2.01E+00
-1.93E+00
-2.01E+00
-2.01E+00
-2.01E+00
-2.01E+00
-2.09E+00
-2.09E+00
-2.09E+00
-2.09E+00
-2.09E+00
-2.09E+00
-2.17E+00
-2.09E+00
-2.17E+00
-2.17E+00
-2.25E+00
-2.25E+00
-2.25E+00
-2.25E+00
-2.25E+00
-2.17E+00
-2.25E+00
-2.25E+00
-2.33E+00
-2.25E+00
-2.25E+00
-2.33E+00
-2.33E+00
-2.25E+00
-2.41E+00
-2.33E+00
-2.41E+00
-2.33E+00
-2.49E+00
-2.41E+00
-2.49E+00
-2.49E+00
-2.41E+00
-2.41E+00
-2.49E+00
-2.41E+00
-2.49E+00
-2.49E+00
-2.49E+00
-2.49E+00
-2.49E+00
-2.49E+00
-2.49E+00
-2.57E+00
-2.57E+00
-2.57E+00
-2.57E+00
-2.57E+00
-2.57E+00
-2.57E+00
-2.65E+00
-2.57E+00
-2.65E+00
-2.65E+00
-2.65E+00
-2.65E+00
-2.65E+00
-2.65E+00
-2.73E+00
-2.73E+00
-2.65E+00
-2.65E+00
-2.65E+00
-2.73E+00
-2.73E+00
-2.73E+00
-2.73E+00
-2.73E+00
-2.73E+00
-2.73E+00
-2.73E+00
-2.73E+00
-2.73E+00
-2.81E+00
-2.81E+00
-2.81E+00
-2.81E+00
-2.81E+00
-2.81E+00
-2.81E+00
-2.81E+00
-2.73E+00
-2.73E+00
-2.89E+00
-2.81E+00
-2.81E+00
-2.81E+00
-2.81E+00
-2.89E+00
-2.89E+00
-2.81E+00
-2.89E+00
-2.81E+00
-2.81E+00
-2.89E+00
-2.89E+00
-2.81E+00
-2.89E+00
-2.89E+00
-2.89E+00
-2.89E+00
-2.97E+00
-2.89E+00
-2.89E+00
-2.89E+00
-2.97E+00
-2.89E+00
-2.89E+00
-2.89E+00
-2.89E+00
-2.97E+00
-2.89E+00
-2.89E+00
-2.89E+00
-2.97E+00
-2.89E+00
-2.89E+00
-2.97E+00
-2.97E+00
-2.89E+00
-2.81E+00
-2.89E+00
-2.97E+00
-2.89E+00
-2.97E+00
-2.97E+00
-2.89E+00
-2.89E+00
-2.97E+00
-2.89E+00
-2.89E+00
-2.97E+00
-2.89E+00
-2.89E+00
-2.89E+00
-2.97E+00
-2.89E+00
-2.89E+00
-2.97E+00
-2.97E+00
-2.97E+00
-2.89E+00
-2.97E+00
-2.89E+00
-2.89E+00
-2.97E+00
-2.89E+00
-2.89E+00
-2.89E+00
-2.89E+00
-2.97E+00
-2.89E+00
-2.89E+00
-2.89E+00
-2.81E+00
-2.89E+00
-2.89E+00
-2.81E+00
-2.89E+00
-2.89E+00
-2.89E+00
-2.89E+00
-2.81E+00
-2.81E+00
-2.89E+00
-2.81E+00
-2.89E+00
-2.89E+00
-2.81E+00
-2.81E+00
-2.81E+00
-2.81E+00
-2.81E+00
-2.73E+00
-2.81E+00
-2.73E+00
-2.81E+00
-2.81E+00
-2.73E+00
-2.81E+00
-2.73E+00
-2.73E+00
-2.73E+00
-2.81E+00
-2.73E+00
-2.73E+00
-2.73E+00
-2.73E+00
-2.73E+00
-2.73E+00
-2.73E+00
-2.65E+00
-2.73E+00
-2.73E+00
-2.65E+00
-2.65E+00
-2.65E+00
-2.65E+00
-2.65E+00
-2.65E+00
-2.57E+00
-2.57E+00
-2.57E+00
-2.57E+00
-2.57E+00
-2.57E+00
-2.57E+00
-2.57E+00
-2.57E+00
-2.57E+00
-2.49E+00
-2.49E+00
-2.49E+00
-2.49E+00
-2.57E+00
-2.49E+00
-2.49E+00
-2.49E+00
-2.41E+00
-2.41E+00
-2.49E+00
-2.49E+00
-2.41E+00
-2.41E+00
-2.49E+00
-2.41E+00
-2.41E+00
-2.33E+00
-2.33E+00
-2.41E+00
-2.33E+00
-2.33E+00
-2.41E+00
-2.25E+00
-2.33E+00
-2.25E+00
-2.25E+00
-2.25E+00
-2.25E+00
-2.25E+00
-2.17E+00
-2.25E+00
-2.17E+00
-2.17E+00
-2.17E+00
-2.17E+00
-2.09E+00
-2.17E+00
-2.09E+00
-2.09E+00
-2.09E+00
-2.09E+00
-2.09E+00
-2.01E+00
-2.01E+00
-2.01E+00
-2.01E+00
-2.09E+00
-1.93E+00
-1.93E+00
-1.93E+00
-1.93E+00
-1.93E+00
-1.93E+00
-1.93E+00
-1.85E+00
-1.85E+00
-1.85E+00
-1.85E+00
-1.85E+00
-1.77E+00
-1.77E+00
-1.77E+00
-1.85E+00
-1.85E+00
-1.77E+00
-1.77E+00
-1.69E+00
-1.69E+00
-1.69E+00
-1.61E+00
-1.69E+00
-1.69E+00
-1.69E+00
-1.69E+00
-1.61E+00
-1.61E+00
-1.53E+00
-1.61E+00
-1.53E+00
-1.53E+00
-1.53E+00
-1.53E+00
-1.53E+00
-1.45E+00
-1.45E+00
-1.45E+00
-1.45E+00
-1.37E+00
-1.37E+00
-1.37E+00
-1.45E+00
-1.29E+00
-1.29E+00
-1.29E+00
-1.29E+00
-1.29E+00
-1.21E+00
-1.21E+00
-1.13E+00
-1.21E+00
-1.21E+00
-1.13E+00
-1.21E+00
-1.05E+00
-1.05E+00
-1.05E+00
-1.13E+00
-1.05E+00
-1.05E+00
-9.65E-01
-9.65E-01
-9.65E-01
-1.05E+00
-9.65E-01
-8.84E-01
-8.84E-01
-8.84E-01
-8.04E-01
-8.84E-01
-8.84E-01
-8.04E-01
-8.04E-01
-8.04E-01
-8.04E-01
-7.24E-01
-7.24E-01
-8.04E-01
-7.24E-01
-7.24E-01
-6.43E-01
-7.24E-01
-6.43E-01
-5.63E-01
-5.63E-01
-4.82E-01
-4.82E-01
-5.63E-01
-4.82E-01
-4.82E-01
-4.82E-01
-4.82E-01
-5.63E-01
-4.82E-01
-4.82E-01
-4.02E-01
-4.02E-01
-4.02E-01
-3.22E-01
-4.02E-01
-3.22E-01
-3.22E-01
-3.22E-01
-2.41E-01
-3.22E-01
-2.41E-01
-2.41E-01
-1.61E-01
-1.61E-01
-1.61E-01
-1.61E-01
-1.61E-01
-1.61E-01
-8.04E-02
0.00E+00
-8.04E-02
-8.04E-02
0.00E+00
-8.04E-02
8.04E-02
0.00E+00
8.04E-02
8.04E-02
8.04E-02
8.04E-02
8.04E-02
8.04E-02
1.61E-01
1.61E-01
1.61E-01
1.61E-01
2.41E-01
2.41E-01
3.22E-01
2.41E-01
3.22E-01
3.22E-01
3.22E-01
4.02E-01
3.22E-01
4.02E-01
4.02E-01
4.02E-01
4.82E-01
4.82E-01
4.82E-01
5.63E-01
5.63E-01
5.63E-01
5.63E-01
6.43E-01
6.43E-01
6.43E-01
6.43E-01
6.43E-01
6.43E-01
6.43E-01
7.24E-01
7.24E-01
7.24E-01
7.24E-01
8.04E-01
8.04E-01
8.04E-01
8.84E-01
8.84E-01
9.65E-01
9.65E-01
8.84E-01
9.65E-01
9.65E-01
8.84E-01
9.65E-01
1.05E+00
1.05E+00
1.05E+00
1.05E+00
1.05E+00
1.13E+00
1.13E+00
1.13E+00
1.13E+00
1.21E+00
1.13E+00
1.21E+00
1.21E+00
1.21E+00
1.21E+00
1.29E+00
1.37E+00
1.29E+00
1.29E+00
1.37E+00
1.37E+00
1.37E+00
1.37E+00
1.37E+00
1.37E+00
1.37E+00
1.53E+00
1.37E+00
1.53E+00
1.53E+00
1.61E+00
1.53E+00
1.53E+00
1.61E+00
1.53E+00
1.53E+00
1.61E+00
1.61E+00
1.69E+00
1.69E+00
1.69E+00
1.69E+00
1.77E+00
1.69E+00
1.69E+00
1.77E+00
1.85E+00
1.77E+00
1.85E+00
1.77E+00
1.77E+00
1.85E+00
1.85E+00
1.93E+00
1.93E+00
1.93E+00
1.93E+00
1.85E+00
1.93E+00
2.01E+00
2.01E+00
2.01E+00
1.93E+00
2.01E+00
2.01E+00
2.01E+00
2.01E+00
2.09E+00
2.09E+00
2.17E+00
2.09E+00
2.09E+00
2.09E+00
2.09E+00
2.25E+00
2.17E+00
2.17E+00
2.25E+00
2.09E+00
2.25E+00
2.17E+00
2.33E+00
2.17E+00
2.33E+00
2.33E+00
2.25E+00
2.33E+00
2.33E+00
2.33E+00
2.33E+00
2.33E+00
2.33E+00
2.33E+00
2.41E+00
2.41E+00
2.41E+00
2.41E+00
2.41E+00
2.49E+00
2.41E+00
2.49E+00
2.49E+00
2.49E+00
2.49E+00
2.49E+00
2.49E+00
2.57E+00
2.57E+00
2.57E+00
2.49E+00
2.57E+00
2.57E+00
2.57E+00
2.57E+00
2.57E+00
2.57E+00
2.57E+00
2.65E+00
2.65E+00
2.65E+00
2.65E+00
2.65E+00
2.65E+00
2.65E+00
2.73E+00
2.65E+00
2.65E+00
2.65E+00
2.73E+00
2.73E+00
2.73E+00
2.73E+00
2.73E+00
2.73E+00
2.73E+00
2.81E+00
2.81E+00
2.81E+00
2.81E+00
2.81E+00
2.73E+00
2.73E+00
2.81E+00
2.81E+00
2.81E+00
2.73E+00
2.73E+00
2.81E+00
2.89E+00
2.81E+00
2.89E+00
2.89E+00
2.81E+00
2.81E+00
2.89E+00
2.81E+00
2.89E+00
2.89E+00
2.97E+00
2.89E+00
2.89E+00
2.89E+00
2.89E+00
2.89E+00
2.89E+00
2.89E+00
2.89E+00
2.89E+00
2.89E+00
2.89E+00
2.97E+00
2.97E+00
2.89E+00
2.89E+00
2.81E+00
2.97E+00
2.89E+00
2.97E+00
2.89E+00
2.89E+00
2.89E+00
2.97E+00
2.97E+00
2.89E+00
2.89E+00
2.89E+00
2.89E+00
2.97E+00
2.89E+00
2.97E+00
2.97E+00
2.97E+00
2.97E+00
3.06E+00
2.97E+00
2.97E+00
2.97E+00
2.89E+00
2.97E+00
2.97E+00
2.97E+00
2.89E+00
2.97E+00
2.89E+00
2.97E+00
2.89E+00
2.97E+00
2.89E+00
2.89E+00
2.97E+00
2.89E+00
2.97E+00
2.97E+00
2.97E+00
2.97E+00
2.89E+00
2.97E+00
2.97E+00
2.97E+00
2.89E+00
2.97E+00
2.97E+00
2.89E+00
2.89E+00
2.81E+00
2.89E+00
2.97E+00
2.89E+00
2.89E+00
2.89E+00
2.81E+00
2.89E+00
2.89E+00
2.89E+00
2.81E+00
2.89E+00
2.81E+00
2.89E+00
2.89E+00
2.89E+00
2.81E+00
2.81E+00
2.81E+00
2.81E+00
2.73E+00
2.81E+00
2.81E+00
2.81E+00
2.73E+00
2.73E+00
2.73E+00
2.73E+00
2.73E+00
2.73E+00
2.73E+00
2.73E+00
2.73E+00
2.73E+00
2.73E+00
2.73E+00
2.73E+00
2.73E+00
2.73E+00
2.65E+00
2.65E+00
2.65E+00
2.65E+00
2.73E+00
2.65E+00
2.65E+00
2.65E+00
2.57E+00
2.57E+00
2.57E+00
2.57E+00
2.57E+00
2.57E+00
2.57E+00
2.57E+00
2.57E+00
2.57E+00
2.49E+00
2.49E+00
2.49E+00
2.49E+00
2.49E+00
2.41E+00
2.41E+00
2.41E+00
2.41E+00
2.41E+00
2.41E+00
2.41E+00
2.41E+00
2.33E+00
2.33E+00
2.33E+00
2.33E+00
2.33E+00
2.25E+00
2.33E+00
2.33E+00
2.25E+00
2.33E+00
2.25E+00
2.17E+00
2.25E+00
2.25E+00
2.25E+00
2.17E+00
2.09E+00
2.17E+00
2.17E+00
2.09E+00
2.17E+00
2.09E+00
2.17E+00
2.09E+00
2.09E+00
2.09E+00
2.09E+00
2.01E+00
2.01E+00
1.93E+00
2.01E+00
1.93E+00
1.93E+00
2.01E+00
1.93E+00
1.93E+00
1.93E+00
1.93E+00
1.93E+00
1.93E+00
1.85E+00
1.85E+00
1.85E+00
1.77E+00
1.77E+00
1.77E+00
1.77E+00
1.77E+00
1.77E+00
1.77E+00
1.77E+00
1.69E+00
1.69E+00
1.61E+00
1.69E+00
1.61E+00
1.61E+00
1.61E+00
1.61E+00
1.61E+00
1.53E+00
1.61E+00
1.61E+00
1.45E+00
1.45E+00
1.45E+00
1.45E+00
1.45E+00
1.45E+00
1.45E+00
1.37E+00
1.37E+00
1.37E+00
1.29E+00
1.37E+00
1.29E+00
1.29E+00
1.21E+00
1.29E+00
1.21E+00
1.21E+00
1.21E+00
1.21E+00
1.13E+00
1.13E+00
1.13E+00
1.13E+00
1.05E+00
1.05E+00
1.05E+00
1.05E+00
1.05E+00
9.65E-01
1.05E+00
9.65E-01
9.65E-01
8.84E-01
9.65E-01
8.84E-01
8.84E-01
8.04E-01
8.84E-01
7.24E-01
8.04E-01
8.04E-01
8.04E-01
7.24E-01
7.24E-01
6.43E-01
7.24E-01
6.43E-01
6.43E-01
6.43E-01
5.63E-01
6.43E-01
6.43E-01
5.63E-01
6.43E-01
4.82E-01
5.63E-01
5.63E-01
4.82E-01
4.02E-01
4.02E-01
4.02E-01
4.02E-01
3.22E-01
3.22E-01
3.22E-01
4.02E-01
3.22E-01
3.22E-01
1.61E-01
3.22E-01
2.41E-01
1.61E-01
1.61E-01
1.61E-01
1.61E-01
8.04E-02
8.04E-02
8.04E-02
8.04E-02
8.04E-02
8.04E-02
0.00E+00
-8.04E-02
0.00E+00
-8.04E-02
-8.04E-02
-8.04E-02
-8.04E-02
-1.61E-01
-8.04E-02
-1.61E-01
-8.04E-02
-8.04E-02
-8.04E-02
-2.41E-01
-1.61E-01
-1.61E-01
-3.22E-01
-3.22E-01
-3.22E-01
-3.22E-01
-3.22E-01
-4.02E-01
-3.22E-01
-4.02E-01
-4.02E-01
-4.02E-01
-4.82E-01
-4.02E-01
-4.82E-01
-4.82E-01
-5.63E-01
-4.82E-01
-4.82E-01
-5.63E-01
-6.43E-01
-5.63E-01
-6.43E-01
-6.43E-01
-7.24E-01
-6.43E-01
-7.24E-01
-7.24E-01
-7.24E-01
-7.24E-01
-7.24E-01
-7.24E-01
-8.04E-01
-8.04E-01
-8.04E-01
-8.84E-01
-8.04E-01
-8.84E-01
-8.84E-01
-9.65E-01
-8.84E-01
-8.84E-01
-8.84E-01
-9.65E-01
-9.65E-01
-1.05E+00
-1.05E+00
-1.05E+00
-1.05E+00
-1.13E+00
-1.05E+00
-1.05E+00
-1.13E+00
-1.21E+00
-1.13E+00
-1.13E+00
-1.13E+00
-1.21E+00
-1.21E+00
-1.29E+00
-1.29E+00
-1.29E+00
-1.29E+00
-1.29E+00
-1.29E+00
-1.37E+00
-1.45E+00
-1.45E+00
-1.45E+00
-1.45E+00
-1.45E+00
-1.37E+00
-1.53E+00
-1.45E+00
-1.45E+00
-1.53E+00
-1.53E+00
-1.53E+00
-1.53E+00
-1.53E+00
-1.61E+00
-1.61E+00
-1.61E+00
-1.61E+00
-1.69E+00
-1.61E+00
-1.69E+00
-1.69E+00
-1.69E+00
-1.69E+00
-1.77E+00
-1.69E+00
-1.77E+00
-1.77E+00
-1.77E+00
-1.77E+00
-1.85E+00
-1.85E+00
-1.85E+00
-1.85E+00
-1.85E+00
-1.85E+00
-1.93E+00
-1.93E+00
-1.93E+00
-1.93E+00
-1.93E+00
-2.01E+00
-1.93E+00
-2.01E+00
-2.01E+00
-2.01E+00
-2.09E+00
-2.01E+00
-2.09E+00
-2.09E+00
-2.17E+00
-2.09E+00
-2.09E+00
-2.09E+00
-2.17E+00
-2.17E+00
-2.17E+00
-2.25E+00
-2.17E+00
-2.25E+00
-2.25E+00
-2.17E+00
-2.33E+00
-2.25E+00
-2.25E+00
-2.25E+00
-2.25E+00
-2.25E+00
-2.33E+00
-2.33E+00
-2.25E+00
-2.33E+00
-2.33E+00
-2.33E+00
-2.33E+00
-2.33E+00
-2.41E+00
-2.33E+00
-2.41E+00
-2.41E+00
-2.49E+00
-2.49E+00
-2.41E+00
-2.49E+00
-2.49E+00
-2.49E+00
-2.49E+00
-2.49E+00
-2.49E+00
-2.57E+00
-2.49E+00
-2.57E+00
-2.49E+00
-2.57E+00
-2.49E+00
-2.65E+00
-2.57E+00
-2.65E+00
-2.65E+00
-2.57E+00
-2.65E+00
-2.57E+00
-2.57E+00
-2.65E+00
-2.65E+00
-2.65E+00
-2.65E+00
-2.65E+00
-2.65E+00
-2.73E+00
-2.65E+00
-2.73E+00
-2.73E+00
-2.65E+00
-2.65E+00
-2.65E+00
-2.73E+00
-2.73E+00
-2.81E+00
-2.73E+00
-2.81E+00
-2.73E+00
-2.73E+00
-2.73E+00
-2.73E+00
-2.81E+00
-2.81E+00
-2.81E+00
-2.81E+00
-2.81E+00
-2.89E+00
-2.81E+00
-2.73E+00
-2.81E+00
-2.81E+00
-2.89E+00
-2.89E+00
-2.81E+00
-2.81E+00
-2.81E+00
-2.89E+00
-2.89E+00
-2.81E+00
-2.81E+00
-2.81E+00
-2.89E+00
-2.89E+00
-2.81E+00
-2.89E+00
-2.89E+00
-2.97E+00
-2.89E+00
-2.97E+00
-2.89E+00
-2.89E+00
-2.89E+00
-2.89E+00
-2.89E+00
-2.97E+00
-2.89E+00
-2.89E+00
-2.97E+00
-2.89E+00
-2.89E+00
-2.97E+00
-2.89E+00
-2.97E+00
-2.89E+00
-2.89E+00
-2.97E+00
-2.89E+00
-2.89E+00
-2.97E+00
-2.89E+00
-2.97E+00
-2.89E+00
-2.89E+00
-2.89E+00
-2.97E+00
-2.97E+00
-2.89E+00
-2.89E+00
-2.97E+00
-2.81E+00
-2.89E+00
-2.97E+00
-2.97E+00
-2.97E+00
-2.89E+00
-2.89E+00
-2.89E+00
-2.89E+00
-2.89E+00
-2.89E+00
-2.89E+00
-2.89E+00
-2.89E+00
-2.89E+00
-2.89E+00
-2.89E+00
-2.81E+00
-2.89E+00
-2.81E+00
-2.89E+00
-2.81E+00
-2.81E+00
-2.89E+00
-2.89E+00
-2.89E+00
-2.89E+00
-2.81E+00
-2.89E+00
-2.89E+00
-2.89E+00
-2.89E+00
-2.81E+00
-2.89E+00
-2.89E+00
-2.81E+00
-2.89E+00
-2.89E+00
-2.73E+00
-2.81E+00
-2.73E+00
-2.73E+00
-2.73E+00
-2.81E+00
-2.73E+00
-2.73E+00
-2.73E+00
-2.73E+00
-2.73E+00
-2.65E+00
-2.73E+00
-2.81E+00
-2.73E+00
-2.73E+00
-2.73E+00
-2.73E+00
-2.65E+00
-2.65E+00
-2.73E+00
-2.65E+00
-2.65E+00
-2.73E+00
-2.65E+00
-2.57E+00
-2.65E+00
-2.57E+00
-2.57E+00
-2.57E+00
-2.65E+00
-2.57E+00
-2.65E+00
-2.57E+00
-2.49E+00
-2.49E+00
-2.57E+00
-2.49E+00
-2.57E+00
-2.57E+00
-2.49E+00
-2.57E+00
-2.49E+00
-2.49E+00
-2.49E+00
-2.49E+00
-2.49E+00
-2.41E+00
-2.49E+00
-2.41E+00
-2.41E+00
-2.41E+00
-2.33E+00
-2.41E+00
-2.41E+00
-2.25E+00
-2.33E+00
-2.33E+00
-2.25E+00
-2.25E+00
-2.33E+00
-2.33E+00
-2.25E+00
-2.33E+00
-2.25E+00
-2.25E+00
-2.25E+00
-2.17E+00
-2.25E+00
-2.17E+00
-2.17E+00
-2.17E+00
-2.09E+00
-2.09E+00
-2.17E+00
-2.09E+00
-2.09E+00
-2.09E+00
-2.09E+00
-2.09E+00
-2.09E+00
-2.01E+00
-2.01E+00
-2.01E+00
-2.01E+00
-2.01E+00
-2.01E+00
-1.93E+00
-2.01E+00
-1.93E+00
-1.93E+00
-1.93E+00
-1.93E+00
-1.85E+00
-1.85E+00
-1.85E+00
-1.85E+00
-1.85E+00
-1.85E+00
-1.85E+00
-1.77E+00
-1.69E+00
-1.77E+00
-1.77E+00
-1.69E+00
-1.69E+00
-1.69E+00
-1.77E+00
-1.69E+00
-1.69E+00
-1.69E+00
-1.61E+00
-1.53E+00
-1.61E+00
-1.53E+00
-1.53E+00
-1.53E+00
-1.53E+00
-1.53E+00
-1.45E+00
-1.45E+00
-1.53E+00
-1.37E+00
-1.45E+00
-1.45E+00
-1.45E+00
-1.29E+00
-1.37E+00
-1.37E+00
-1.29E+00
-1.37E+00
-1.29E+00
-1.29E+00
-1.21E+00
-1.29E+00
-1.29E+00
-1.13E+00
-1.29E+00
-1.21E+00
-1.13E+00
-1.13E+00
-1.05E+00
-1.05E+00
-1.13E+00
-1.05E+00
-1.05E+00
-9.65E-01
-1.05E+00
-9.65E-01
-8.84E-01
-9.65E-01
-8.84E-01
-8.84E-01
-9.65E-01
-8.84E-01
-8.84E-01
-8.84E-01
-8.04E-01
-8.84E-01
-8.04E-01
-8.04E-01
-8.04E-01
-8.04E-01
-6.43E-01
-7.24E-01
-8.04E-01
-7.24E-01
-6.43E-01
-6.43E-01
-6.43E-01
-7.24E-01
-5.63E-01
-5.63E-01
-5.63E-01
-4.82E-01
-6.43E-01
-4.82E-01
-4.82E-01
-4.02E-01
-4.82E-01
-4.02E-01
-4.02E-01
-4.02E-01
-4.02E-01
-4.02E-01
-3.22E-01
-4.02E-01
-2.41E-01
-3.22E-01
-2.41E-01
-2.41E-01
-2.41E-01
-2.41E-01
-2.41E-01
-1.61E-01
-1.61E-01
-1.61E-01
-1.61E-01
-8.04E-02
-8.04E-02
-8.04E-02
-8.04E-02
-8.04E-02
0.00E+00
0.00E+00
-8.04E-02];
y=[0.00E+00
0.00E+00
8.04E-02
8.04E-02
8.04E-02
8.04E-02
8.04E-02
1.61E-01
2.41E-01
1.61E-01
1.61E-01
2.41E-01
2.41E-01
2.41E-01
2.41E-01
3.22E-01
3.22E-01
4.02E-01
3.22E-01
3.22E-01
4.02E-01
4.02E-01
4.02E-01
4.02E-01
4.02E-01
4.82E-01
4.82E-01
5.63E-01
4.82E-01
5.63E-01
5.63E-01
5.63E-01
5.63E-01
5.63E-01
6.43E-01
6.43E-01
6.43E-01
7.24E-01
7.24E-01
7.24E-01
7.24E-01
8.04E-01
8.04E-01
8.84E-01
8.04E-01
8.04E-01
8.84E-01
8.04E-01
8.84E-01
8.84E-01
9.65E-01
1.05E+00
9.65E-01
1.05E+00
9.65E-01
9.65E-01
9.65E-01
1.05E+00
1.05E+00
1.13E+00
1.13E+00
1.13E+00
1.13E+00
1.13E+00
1.13E+00
1.21E+00
1.21E+00
1.21E+00
1.29E+00
1.21E+00
1.21E+00
1.29E+00
1.29E+00
1.37E+00
1.37E+00
1.29E+00
1.37E+00
1.45E+00
1.37E+00
1.45E+00
1.37E+00
1.45E+00
1.45E+00
1.45E+00
1.53E+00
1.53E+00
1.53E+00
1.53E+00
1.53E+00
1.61E+00
1.61E+00
1.53E+00
1.61E+00
1.61E+00
1.69E+00
1.69E+00
1.69E+00
1.77E+00
1.77E+00
1.69E+00
1.77E+00
1.77E+00
1.77E+00
1.77E+00
1.77E+00
1.77E+00
1.85E+00
1.93E+00
1.85E+00
1.85E+00
1.85E+00
1.93E+00
1.93E+00
1.93E+00
2.01E+00
2.01E+00
1.93E+00
1.93E+00
2.01E+00
2.01E+00
2.01E+00
2.01E+00
2.17E+00
2.09E+00
2.09E+00
2.17E+00
2.17E+00
2.09E+00
2.17E+00
2.17E+00
2.17E+00
2.17E+00
2.17E+00
2.17E+00
2.17E+00
2.25E+00
2.25E+00
2.25E+00
2.25E+00
2.33E+00
2.25E+00
2.33E+00
2.33E+00
2.25E+00
2.33E+00
2.33E+00
2.33E+00
2.41E+00
2.33E+00
2.41E+00
2.41E+00
2.41E+00
2.41E+00
2.49E+00
2.49E+00
2.49E+00
2.41E+00
2.49E+00
2.49E+00
2.49E+00
2.49E+00
2.49E+00
2.57E+00
2.49E+00
2.57E+00
2.57E+00
2.49E+00
2.57E+00
2.57E+00
2.65E+00
2.57E+00
2.65E+00
2.65E+00
2.65E+00
2.65E+00
2.65E+00
2.65E+00
2.65E+00
2.65E+00
2.65E+00
2.73E+00
2.65E+00
2.65E+00
2.65E+00
2.73E+00
2.65E+00
2.81E+00
2.73E+00
2.65E+00
2.73E+00
2.73E+00
2.81E+00
2.73E+00
2.73E+00
2.81E+00
2.73E+00
2.73E+00
2.81E+00
2.81E+00
2.81E+00
2.81E+00
2.81E+00
2.81E+00
2.81E+00
2.81E+00
2.89E+00
2.81E+00
2.81E+00
2.81E+00
2.89E+00
2.89E+00
2.89E+00
2.89E+00
2.89E+00
2.89E+00
2.81E+00
2.89E+00
2.89E+00
2.97E+00
2.89E+00
2.89E+00
2.89E+00
2.97E+00
2.81E+00
2.97E+00
2.89E+00
2.89E+00
2.89E+00
2.89E+00
2.89E+00
2.89E+00
2.97E+00
2.97E+00
2.89E+00
2.97E+00
2.89E+00
2.97E+00
2.97E+00
2.89E+00
2.89E+00
2.89E+00
2.89E+00
2.89E+00
2.97E+00
2.97E+00
2.89E+00
2.81E+00
2.97E+00
2.97E+00
2.89E+00
2.89E+00
2.97E+00
2.97E+00
2.89E+00
2.89E+00
2.97E+00
2.97E+00
2.89E+00
2.89E+00
2.97E+00
2.89E+00
2.89E+00
2.97E+00
2.97E+00
2.89E+00
2.81E+00
2.89E+00
2.89E+00
2.97E+00
2.89E+00
2.89E+00
2.89E+00
2.89E+00
2.89E+00
2.81E+00
2.89E+00
2.89E+00
2.81E+00
2.89E+00
2.89E+00
2.89E+00
2.81E+00
2.89E+00
2.89E+00
2.81E+00
2.89E+00
2.81E+00
2.89E+00
2.89E+00
2.81E+00
2.81E+00
2.81E+00
2.81E+00
2.81E+00
2.81E+00
2.73E+00
2.81E+00
2.81E+00
2.81E+00
2.73E+00
2.81E+00
2.73E+00
2.81E+00
2.73E+00
2.73E+00
2.73E+00
2.73E+00
2.73E+00
2.65E+00
2.65E+00
2.73E+00
2.65E+00
2.73E+00
2.73E+00
2.73E+00
2.65E+00
2.73E+00
2.65E+00
2.65E+00
2.65E+00
2.73E+00
2.65E+00
2.65E+00
2.57E+00
2.57E+00
2.57E+00
2.49E+00
2.49E+00
2.57E+00
2.57E+00
2.57E+00
2.57E+00
2.57E+00
2.49E+00
2.49E+00
2.49E+00
2.41E+00
2.49E+00
2.49E+00
2.49E+00
2.41E+00
2.41E+00
2.41E+00
2.41E+00
2.41E+00
2.41E+00
2.41E+00
2.33E+00
2.41E+00
2.33E+00
2.33E+00
2.33E+00
2.33E+00
2.25E+00
2.25E+00
2.25E+00
2.25E+00
2.25E+00
2.25E+00
2.25E+00
2.25E+00
2.17E+00
2.25E+00
2.17E+00
2.09E+00
2.25E+00
2.17E+00
2.09E+00
2.17E+00
2.09E+00
2.09E+00
2.09E+00
2.09E+00
2.09E+00
2.01E+00
2.01E+00
2.01E+00
2.01E+00
1.93E+00
1.93E+00
1.93E+00
1.93E+00
1.85E+00
1.93E+00
1.93E+00
1.85E+00
1.85E+00
1.85E+00
1.85E+00
1.77E+00
1.85E+00
1.77E+00
1.77E+00
1.85E+00
1.77E+00
1.77E+00
1.69E+00
1.77E+00
1.69E+00
1.69E+00
1.69E+00
1.69E+00
1.61E+00
1.61E+00
1.61E+00
1.61E+00
1.61E+00
1.53E+00
1.53E+00
1.53E+00
1.45E+00
1.45E+00
1.45E+00
1.45E+00
1.45E+00
1.45E+00
1.45E+00
1.37E+00
1.37E+00
1.29E+00
1.37E+00
1.29E+00
1.29E+00
1.29E+00
1.29E+00
1.21E+00
1.21E+00
1.21E+00
1.21E+00
1.21E+00
1.13E+00
1.13E+00
1.13E+00
1.13E+00
1.13E+00
1.13E+00
1.05E+00
9.65E-01
1.05E+00
1.05E+00
9.65E-01
9.65E-01
9.65E-01
9.65E-01
9.65E-01
9.65E-01
8.84E-01
8.84E-01
8.04E-01
8.04E-01
8.04E-01
7.24E-01
7.24E-01
8.04E-01
7.24E-01
7.24E-01
7.24E-01
7.24E-01
7.24E-01
6.43E-01
6.43E-01
6.43E-01
6.43E-01
6.43E-01
4.82E-01
5.63E-01
5.63E-01
4.82E-01
4.82E-01
4.02E-01
4.02E-01
4.82E-01
4.02E-01
4.82E-01
4.02E-01
4.02E-01
3.22E-01
3.22E-01
3.22E-01
2.41E-01
2.41E-01
2.41E-01
2.41E-01
1.61E-01
2.41E-01
1.61E-01
1.61E-01
1.61E-01
8.04E-02
8.04E-02
0.00E+00
0.00E+00
8.04E-02
8.04E-02
0.00E+00
0.00E+00
0.00E+00
0.00E+00
-8.04E-02
0.00E+00
0.00E+00
0.00E+00
0.00E+00
-8.04E-02
-8.04E-02
-1.61E-01
-8.04E-02
-8.04E-02
-8.04E-02
0.00E+00
-8.04E-02
-8.04E-02
-8.04E-02
-8.04E-02
-8.04E-02
-8.04E-02
-8.04E-02
-8.04E-02
-1.61E-01
-1.61E-01
-1.61E-01
-8.04E-02
-8.04E-02
0.00E+00
-8.04E-02
-8.04E-02
-8.04E-02
0.00E+00
-1.61E-01
-1.61E-01
-8.04E-02
-1.61E-01
-2.41E-01
-1.61E-01
-8.04E-02
-1.61E-01
-1.61E-01
-1.61E-01
-1.61E-01
-8.04E-02
-1.61E-01
-1.61E-01
-1.61E-01
-8.04E-02
-1.61E-01
-8.04E-02
-1.61E-01
-1.61E-01
-1.61E-01
-1.61E-01
-1.61E-01
-8.04E-02
-8.04E-02
-1.61E-01
-1.61E-01
-1.61E-01
-1.61E-01
-1.61E-01
-1.61E-01
-1.61E-01
-1.61E-01
-1.61E-01
-1.61E-01
-1.61E-01
-1.61E-01
-1.61E-01
-1.61E-01
-1.61E-01
-1.61E-01
-1.61E-01
-1.61E-01
-1.61E-01
-1.61E-01
-1.61E-01
-1.61E-01
-8.04E-02
-1.61E-01
-1.61E-01
-2.41E-01
-1.61E-01
-2.41E-01
-1.61E-01
-1.61E-01
-1.61E-01
-1.61E-01
-1.61E-01
-2.41E-01
-1.61E-01
-1.61E-01
-2.41E-01
-1.61E-01
-1.61E-01
-1.61E-01
-1.61E-01
-1.61E-01
-1.61E-01
-1.61E-01
-1.61E-01
-1.61E-01
-1.61E-01
-1.61E-01
-1.61E-01
-2.41E-01
-1.61E-01
-1.61E-01
-1.61E-01
-2.41E-01
-1.61E-01
-2.41E-01
-2.41E-01
-1.61E-01
-1.61E-01
-2.41E-01
-3.22E-01
-1.61E-01
-1.61E-01
-1.61E-01
-1.61E-01
-1.61E-01
-1.61E-01
-1.61E-01
-1.61E-01
-1.61E-01
-2.41E-01
-1.61E-01
-1.61E-01
-1.61E-01
-1.61E-01
-1.61E-01
-1.61E-01
-1.61E-01
-1.61E-01
-1.61E-01
-1.61E-01
-1.61E-01
-1.61E-01
-1.61E-01
-8.04E-02
-1.61E-01
-1.61E-01
-2.41E-01
-2.41E-01
-1.61E-01
-1.61E-01
-2.41E-01
-1.61E-01
-2.41E-01
-2.41E-01
-1.61E-01
-1.61E-01
-1.61E-01
-1.61E-01
-8.04E-02
-1.61E-01
-1.61E-01
-2.41E-01
-2.41E-01
-1.61E-01
-1.61E-01
-1.61E-01
-2.41E-01
-1.61E-01
-1.61E-01
-2.41E-01
-2.41E-01
-1.61E-01
-1.61E-01
-1.61E-01
-1.61E-01
-2.41E-01
-2.41E-01
-1.61E-01
-2.41E-01
-1.61E-01
-1.61E-01
-2.41E-01
-1.61E-01
-1.61E-01
-1.61E-01
-2.41E-01
-1.61E-01
-2.41E-01
-1.61E-01
-2.41E-01
-1.61E-01
-1.61E-01
-2.41E-01
-2.41E-01
-1.61E-01
-1.61E-01
-2.41E-01
-1.61E-01
-3.22E-01
-1.61E-01
-2.41E-01
-1.61E-01
-1.61E-01
-1.61E-01
-1.61E-01
-2.41E-01
-2.41E-01
-1.61E-01
-1.61E-01
-2.41E-01
-1.61E-01
-1.61E-01
-1.61E-01
-2.41E-01
-2.41E-01
-1.61E-01
-1.61E-01
-1.61E-01
-1.61E-01
-1.61E-01
-1.61E-01
-1.61E-01
-2.41E-01
-1.61E-01
-3.22E-01
-1.61E-01
-1.61E-01
-2.41E-01
-2.41E-01
-1.61E-01
-2.41E-01
-2.41E-01
-1.61E-01
-2.41E-01
-2.41E-01
-2.41E-01
-1.61E-01
-2.41E-01
-2.41E-01
-1.61E-01
-2.41E-01
-2.41E-01
-2.41E-01
-2.41E-01
-1.61E-01
-2.41E-01
-1.61E-01
-2.41E-01
-1.61E-01
-2.41E-01
-1.61E-01
-1.61E-01
-2.41E-01
-1.61E-01
-1.61E-01
-2.41E-01
-2.41E-01
-1.61E-01
-1.61E-01
-1.61E-01
-2.41E-01
-1.61E-01
-2.41E-01
-1.61E-01
-2.41E-01
-2.41E-01
-2.41E-01
-1.61E-01
-2.41E-01
-2.41E-01
-1.61E-01
-1.61E-01
-2.41E-01
-1.61E-01
-1.61E-01
-1.61E-01
-2.41E-01
-2.41E-01
-2.41E-01
-2.41E-01
-2.41E-01
-2.41E-01
-2.41E-01
-2.41E-01
-1.61E-01
-1.61E-01
-1.61E-01
-2.41E-01
-1.61E-01
-1.61E-01
-1.61E-01
-1.61E-01
-1.61E-01
-1.61E-01
-1.61E-01
-3.22E-01
-2.41E-01
-1.61E-01
-2.41E-01
-1.61E-01
-2.41E-01
-2.41E-01
-1.61E-01
-2.41E-01
-2.41E-01
-2.41E-01
-2.41E-01
-2.41E-01
-1.61E-01
-1.61E-01
-1.61E-01
-1.61E-01
-1.61E-01
-2.41E-01
-1.61E-01
-1.61E-01
-1.61E-01
-1.61E-01
-1.61E-01
-1.61E-01
-1.61E-01
-2.41E-01
-2.41E-01
-2.41E-01
-1.61E-01
-2.41E-01
-2.41E-01
-1.61E-01
-1.61E-01
-1.61E-01
-1.61E-01
-2.41E-01
-2.41E-01
-2.41E-01
-1.61E-01
-1.61E-01
-1.61E-01
-1.61E-01
-1.61E-01
-1.61E-01
-2.41E-01
-1.61E-01
-2.41E-01
-2.41E-01
-2.41E-01
-1.61E-01
-1.61E-01
-2.41E-01
-1.61E-01
-2.41E-01
-1.61E-01
-2.41E-01
-2.41E-01
-2.41E-01
-1.61E-01
-2.41E-01
-1.61E-01
-1.61E-01
-2.41E-01
-1.61E-01
-1.61E-01
-2.41E-01
-2.41E-01
-2.41E-01
-1.61E-01
-2.41E-01
-1.61E-01
-1.61E-01
-1.61E-01
-1.61E-01
-1.61E-01
-1.61E-01
-2.41E-01
-1.61E-01
-1.61E-01
-1.61E-01
-1.61E-01
-1.61E-01
-1.61E-01
-2.41E-01
-1.61E-01
-1.61E-01
-1.61E-01
-1.61E-01
-1.61E-01
-2.41E-01
-1.61E-01
-1.61E-01
-2.41E-01
-2.41E-01
-1.61E-01
-1.61E-01
-1.61E-01
-2.41E-01
-2.41E-01
-1.61E-01
-1.61E-01
-1.61E-01
-1.61E-01
-1.61E-01
-1.61E-01
-2.41E-01
-1.61E-01
-1.61E-01
-1.61E-01
-1.61E-01
-2.41E-01
-1.61E-01
-1.61E-01
-1.61E-01
-1.61E-01
-1.61E-01
-1.61E-01
-2.41E-01
-1.61E-01
-1.61E-01
-1.61E-01
-1.61E-01
-8.04E-02
-1.61E-01
-1.61E-01
-2.41E-01
-1.61E-01
-1.61E-01
-1.61E-01
-1.61E-01
-1.61E-01
-1.61E-01
-2.41E-01
-1.61E-01
-1.61E-01
-8.04E-02
-8.04E-02
-1.61E-01
-1.61E-01
-1.61E-01
-1.61E-01
-1.61E-01
-1.61E-01
-1.61E-01
-8.04E-02
-1.61E-01
-1.61E-01
-1.61E-01
-1.61E-01
-8.04E-02
-1.61E-01
-1.61E-01
-2.41E-01
-1.61E-01
-1.61E-01
-1.61E-01
-1.61E-01
-8.04E-02
-8.04E-02
-2.41E-01
-8.04E-02
-1.61E-01
-1.61E-01
-1.61E-01
-1.61E-01
-8.04E-02
-1.61E-01
-8.04E-02
-8.04E-02
-8.04E-02
-8.04E-02
0.00E+00
-1.61E-01
-8.04E-02
-8.04E-02
-8.04E-02
-1.61E-01
-8.04E-02
0.00E+00
-8.04E-02
-8.04E-02
-8.04E-02
-8.04E-02
-8.04E-02
-8.04E-02
-1.61E-01
-8.04E-02
-8.04E-02
-8.04E-02
-8.04E-02
-8.04E-02
0.00E+00
-8.04E-02
-8.04E-02
-8.04E-02
-8.04E-02
-8.04E-02
-8.04E-02
-8.04E-02
-8.04E-02
-8.04E-02
0.00E+00
-8.04E-02
0.00E+00
0.00E+00
0.00E+00
0.00E+00
-8.04E-02
0.00E+00
8.04E-02
0.00E+00
8.04E-02
8.04E-02
8.04E-02
1.61E-01
8.04E-02
8.04E-02
8.04E-02
8.04E-02
1.61E-01
1.61E-01
2.41E-01
2.41E-01
2.41E-01
2.41E-01
3.22E-01
4.02E-01
2.41E-01
3.22E-01
4.02E-01
4.02E-01
4.02E-01
4.82E-01
4.82E-01
4.02E-01
4.82E-01
4.82E-01
4.82E-01
5.63E-01
4.82E-01
5.63E-01
5.63E-01
6.43E-01
4.82E-01
6.43E-01
5.63E-01
6.43E-01
7.24E-01
6.43E-01
7.24E-01
7.24E-01
7.24E-01
8.04E-01
8.04E-01
8.04E-01
8.04E-01
8.04E-01
8.04E-01
8.84E-01
8.84E-01
8.84E-01
9.65E-01
9.65E-01
8.84E-01
9.65E-01
9.65E-01
9.65E-01
9.65E-01
1.05E+00
1.13E+00
1.13E+00
1.13E+00
1.05E+00
1.13E+00
1.21E+00
1.21E+00
1.21E+00
1.29E+00
1.21E+00
1.21E+00
1.21E+00
1.29E+00
1.37E+00
1.29E+00
1.29E+00
1.29E+00
1.45E+00
1.37E+00
1.37E+00
1.45E+00
1.45E+00
1.45E+00
1.53E+00
1.45E+00
1.53E+00
1.53E+00
1.53E+00
1.53E+00
1.61E+00
1.61E+00
1.53E+00
1.61E+00
1.61E+00
1.69E+00
1.69E+00
1.69E+00
1.77E+00
1.69E+00
1.69E+00
1.77E+00
1.77E+00
1.69E+00
1.77E+00
1.77E+00
1.77E+00
1.77E+00
1.85E+00
1.93E+00
1.85E+00
1.93E+00
1.93E+00
1.85E+00
2.01E+00
2.01E+00
1.93E+00
1.93E+00
2.01E+00
2.01E+00
2.01E+00
2.01E+00
2.01E+00
2.09E+00
2.09E+00
2.09E+00
2.09E+00
2.09E+00
2.17E+00
2.17E+00
2.17E+00
2.09E+00
2.17E+00
2.09E+00
2.17E+00
2.17E+00
2.17E+00
2.25E+00
2.25E+00
2.25E+00
2.17E+00
2.33E+00
2.25E+00
2.33E+00
2.33E+00
2.25E+00
2.33E+00
2.33E+00
2.33E+00
2.41E+00
2.33E+00
2.41E+00
2.41E+00
2.41E+00
2.41E+00
2.49E+00
2.49E+00
2.49E+00
2.57E+00
2.49E+00
2.49E+00
2.57E+00
2.49E+00
2.49E+00
2.49E+00
2.49E+00
2.57E+00
2.57E+00
2.49E+00
2.57E+00
2.65E+00
2.57E+00
2.57E+00
2.57E+00
2.65E+00
2.65E+00
2.57E+00
2.65E+00
2.65E+00
2.57E+00
2.65E+00
2.65E+00
2.65E+00
2.73E+00
2.65E+00
2.65E+00
2.81E+00
2.73E+00
2.73E+00
2.81E+00
2.73E+00
2.73E+00
2.73E+00
2.81E+00
2.73E+00
2.73E+00
2.81E+00
2.73E+00
2.81E+00
2.81E+00
2.81E+00
2.81E+00
2.81E+00
2.81E+00
2.81E+00
2.73E+00
2.81E+00
2.81E+00
2.81E+00
2.81E+00
2.81E+00
2.81E+00
2.81E+00
2.89E+00
2.89E+00
2.89E+00
2.89E+00
2.89E+00
2.89E+00
2.89E+00
2.89E+00
2.89E+00
2.89E+00
2.89E+00
2.89E+00
2.89E+00
2.89E+00
2.89E+00
2.97E+00
2.89E+00
2.97E+00
2.89E+00
2.89E+00
2.97E+00
2.97E+00
2.89E+00
2.89E+00
2.89E+00
2.89E+00
2.97E+00
2.89E+00
2.97E+00
2.97E+00
2.97E+00
2.97E+00
2.97E+00
2.97E+00
2.97E+00
2.97E+00
2.89E+00
2.89E+00
2.97E+00
2.89E+00
2.97E+00
2.97E+00
2.89E+00
2.97E+00
2.97E+00
2.89E+00
2.89E+00
2.89E+00
2.89E+00
2.97E+00
2.97E+00
2.89E+00
2.89E+00
2.97E+00
2.89E+00
2.89E+00
2.89E+00
2.89E+00
2.89E+00
2.89E+00
2.89E+00
2.89E+00
2.89E+00
2.89E+00
2.89E+00
2.89E+00
2.89E+00
2.89E+00
2.89E+00
2.97E+00
2.81E+00
2.89E+00
2.81E+00
2.81E+00
2.81E+00
2.81E+00
2.89E+00
2.81E+00
2.81E+00
2.81E+00
2.81E+00
2.81E+00
2.81E+00
2.81E+00
2.81E+00
2.81E+00
2.81E+00
2.81E+00
2.81E+00
2.73E+00
2.73E+00
2.81E+00
2.73E+00
2.81E+00
2.73E+00
2.73E+00
2.81E+00
2.73E+00
2.65E+00
2.73E+00
2.65E+00
2.65E+00
2.65E+00
2.73E+00
2.65E+00
2.65E+00
2.65E+00
2.65E+00
2.65E+00
2.57E+00
2.73E+00
2.57E+00
2.65E+00
2.57E+00
2.57E+00
2.57E+00
2.57E+00
2.57E+00
2.57E+00
2.49E+00
2.57E+00
2.57E+00
2.49E+00
2.57E+00
2.57E+00
2.49E+00
2.49E+00
2.49E+00
2.41E+00
2.41E+00
2.49E+00
2.49E+00
2.41E+00
2.41E+00
2.33E+00
2.41E+00
2.33E+00
2.25E+00
2.33E+00
2.33E+00
2.25E+00
2.25E+00
2.33E+00
2.25E+00
2.25E+00
2.25E+00
2.25E+00
2.25E+00
2.25E+00
2.17E+00
2.17E+00
2.17E+00
2.17E+00
2.25E+00
2.17E+00
2.17E+00
2.09E+00
2.09E+00
2.09E+00
2.09E+00
2.01E+00
2.01E+00
2.01E+00
2.09E+00
1.93E+00
2.01E+00
2.01E+00
2.01E+00
1.93E+00
1.93E+00
1.93E+00
1.93E+00
1.93E+00
1.93E+00
1.85E+00
1.85E+00
1.93E+00
1.85E+00
1.77E+00
1.77E+00
1.77E+00
1.77E+00
1.77E+00
1.69E+00
1.69E+00
1.77E+00
1.69E+00
1.69E+00
1.69E+00
1.61E+00
1.69E+00
1.61E+00
1.61E+00
1.61E+00
1.61E+00
1.53E+00
1.53E+00
1.45E+00
1.45E+00
1.53E+00
1.45E+00
1.45E+00
1.45E+00
1.45E+00
1.45E+00
1.37E+00
1.29E+00
1.37E+00
1.45E+00
1.29E+00
1.29E+00
1.29E+00
1.21E+00
1.29E+00
1.29E+00
1.21E+00
1.21E+00
1.21E+00
1.21E+00
1.21E+00
1.13E+00
1.13E+00
1.13E+00
1.05E+00
1.13E+00
1.05E+00
1.05E+00
1.05E+00
1.05E+00
1.05E+00
9.65E-01
9.65E-01
9.65E-01
8.84E-01
8.84E-01
8.84E-01
8.84E-01
8.84E-01
8.04E-01
8.04E-01
8.04E-01
7.24E-01
7.24E-01
7.24E-01
7.24E-01
6.43E-01
7.24E-01
6.43E-01
6.43E-01
7.24E-01
6.43E-01
5.63E-01
5.63E-01
5.63E-01
5.63E-01
5.63E-01
4.82E-01
4.82E-01
4.82E-01
4.02E-01
4.82E-01
3.22E-01
4.02E-01
4.02E-01
4.02E-01
3.22E-01
2.41E-01
2.41E-01
2.41E-01
2.41E-01
2.41E-01
2.41E-01
2.41E-01
2.41E-01
1.61E-01
8.04E-02
1.61E-01
1.61E-01
8.04E-02
8.04E-02
8.04E-02
8.04E-02
0.00E+00
8.04E-02
0.00E+00
0.00E+00
0.00E+00
-8.04E-02
0.00E+00
-8.04E-02
-8.04E-02
-1.61E-01
-8.04E-02
0.00E+00
-8.04E-02
-8.04E-02
-8.04E-02
-8.04E-02
0.00E+00
-8.04E-02
-8.04E-02
-8.04E-02
-1.61E-01
-8.04E-02
-8.04E-02
-8.04E-02
0.00E+00
-8.04E-02
-1.61E-01
-8.04E-02
-8.04E-02
-1.61E-01
-8.04E-02
-8.04E-02
-8.04E-02
-1.61E-01
-8.04E-02
-8.04E-02
-1.61E-01
-1.61E-01
-1.61E-01
-8.04E-02
-8.04E-02
-1.61E-01
-1.61E-01
-8.04E-02
-1.61E-01
-1.61E-01
-8.04E-02
-8.04E-02
-2.41E-01
-1.61E-01
-1.61E-01
-8.04E-02
-8.04E-02
-8.04E-02
-1.61E-01
-8.04E-02
-1.61E-01
-8.04E-02
-1.61E-01
-1.61E-01
-1.61E-01
-1.61E-01
-1.61E-01
-8.04E-02
-1.61E-01
-2.41E-01
-1.61E-01
-1.61E-01
-1.61E-01
-1.61E-01
-1.61E-01
-1.61E-01
-1.61E-01
-1.61E-01
-1.61E-01
-2.41E-01
-1.61E-01
-8.04E-02
-1.61E-01
-1.61E-01
-1.61E-01
-1.61E-01
-1.61E-01
-1.61E-01
-2.41E-01
-1.61E-01
-1.61E-01
-1.61E-01
-1.61E-01
-1.61E-01
-1.61E-01
-1.61E-01
-1.61E-01
-1.61E-01
-1.61E-01
-2.41E-01
-1.61E-01
-1.61E-01
-1.61E-01
-1.61E-01
-1.61E-01
-1.61E-01
-1.61E-01
-1.61E-01
-1.61E-01
-1.61E-01
-1.61E-01
-1.61E-01
-1.61E-01
-2.41E-01
-1.61E-01
-1.61E-01
-1.61E-01
-1.61E-01
-2.41E-01
-1.61E-01
-1.61E-01
-1.61E-01
-2.41E-01
-1.61E-01
-1.61E-01
-1.61E-01
-2.41E-01
-1.61E-01
-2.41E-01
-2.41E-01
-1.61E-01
-1.61E-01
-2.41E-01
-2.41E-01
-1.61E-01
-2.41E-01
-1.61E-01
-1.61E-01
-8.04E-02
-1.61E-01
-1.61E-01
-8.04E-02
-1.61E-01
-1.61E-01
-1.61E-01
-1.61E-01
-1.61E-01
-1.61E-01
-2.41E-01
-1.61E-01
-2.41E-01
-2.41E-01
-1.61E-01
-1.61E-01
-1.61E-01
-2.41E-01
-1.61E-01
-1.61E-01
-1.61E-01
-1.61E-01
-1.61E-01
-1.61E-01
-2.41E-01
-1.61E-01
-2.41E-01
-1.61E-01
-1.61E-01
-1.61E-01
-1.61E-01
-2.41E-01
-2.41E-01
-1.61E-01
-1.61E-01
-1.61E-01
-1.61E-01
-1.61E-01
-1.61E-01
-1.61E-01
-1.61E-01
-1.61E-01
-1.61E-01
-2.41E-01
-8.04E-02
-2.41E-01
-1.61E-01
-1.61E-01
-2.41E-01
-2.41E-01
-2.41E-01
-2.41E-01
-2.41E-01
-1.61E-01
-1.61E-01
-1.61E-01
-1.61E-01
-1.61E-01
-1.61E-01
-2.41E-01
-1.61E-01
-3.22E-01
-2.41E-01
-2.41E-01
-1.61E-01
-2.41E-01
-1.61E-01
-1.61E-01
-2.41E-01
-1.61E-01
-2.41E-01
-2.41E-01
-2.41E-01
-1.61E-01
-2.41E-01
-1.61E-01
-2.41E-01
-2.41E-01
-1.61E-01
-2.41E-01
-2.41E-01
-2.41E-01
-1.61E-01
-2.41E-01
-2.41E-01
-1.61E-01
-1.61E-01
-3.22E-01
-1.61E-01
-1.61E-01
-1.61E-01
-2.41E-01
-1.61E-01
-1.61E-01
-1.61E-01
-2.41E-01
-1.61E-01
-2.41E-01
-2.41E-01
-1.61E-01
-1.61E-01
-1.61E-01
-1.61E-01
-1.61E-01
-1.61E-01
-1.61E-01
-1.61E-01
-1.61E-01
-1.61E-01
-2.41E-01
-1.61E-01
-1.61E-01
-2.41E-01
-1.61E-01
-1.61E-01
-2.41E-01
-2.41E-01
-1.61E-01
-1.61E-01
-2.41E-01
-1.61E-01
-2.41E-01
-1.61E-01
-2.41E-01
-1.61E-01
-1.61E-01
-1.61E-01
-1.61E-01
-2.41E-01
-1.61E-01
-1.61E-01
-2.41E-01
-2.41E-01
-1.61E-01
-2.41E-01
-1.61E-01
-2.41E-01
-1.61E-01
-1.61E-01
-1.61E-01
-1.61E-01
-2.41E-01
-2.41E-01
-1.61E-01
-1.61E-01
-2.41E-01
-1.61E-01
-1.61E-01
-3.22E-01
-1.61E-01
-1.61E-01
-2.41E-01
-1.61E-01
-1.61E-01
-1.61E-01
-1.61E-01
-1.61E-01
-1.61E-01
-1.61E-01
-2.41E-01
-1.61E-01
-1.61E-01
-1.61E-01
-2.41E-01
-2.41E-01
-1.61E-01
-1.61E-01
-2.41E-01
-1.61E-01
-1.61E-01
-1.61E-01
-2.41E-01
-2.41E-01
-2.41E-01
-2.41E-01
-1.61E-01
-1.61E-01
-2.41E-01
-1.61E-01
-1.61E-01
-2.41E-01
-1.61E-01
-1.61E-01
-1.61E-01
-2.41E-01
-1.61E-01
-2.41E-01
-1.61E-01
-2.41E-01
-2.41E-01
-1.61E-01
-2.41E-01
-1.61E-01
-1.61E-01
-2.41E-01
-2.41E-01
-2.41E-01
-1.61E-01
-3.22E-01
-3.22E-01
-1.61E-01
-1.61E-01
-2.41E-01
-1.61E-01
-1.61E-01
-1.61E-01
-1.61E-01
-2.41E-01
-2.41E-01
-1.61E-01
-2.41E-01
-1.61E-01
-1.61E-01
-1.61E-01
-1.61E-01
-1.61E-01
-1.61E-01
-2.41E-01
-8.04E-02
-1.61E-01
-1.61E-01
-1.61E-01
-2.41E-01
-1.61E-01
-2.41E-01
-1.61E-01
-1.61E-01
-1.61E-01
-1.61E-01
-1.61E-01
-8.04E-02
-1.61E-01
-1.61E-01
-2.41E-01
-2.41E-01
-2.41E-01
-1.61E-01
-1.61E-01
-1.61E-01
-1.61E-01
-1.61E-01
-1.61E-01
-2.41E-01
-1.61E-01
-2.41E-01
-1.61E-01
-2.41E-01
-1.61E-01
-1.61E-01
-1.61E-01
-2.41E-01
-1.61E-01
-1.61E-01
-2.41E-01
-2.41E-01
-1.61E-01
-1.61E-01
-1.61E-01
-1.61E-01
-1.61E-01
-1.61E-01
-1.61E-01
-1.61E-01
-1.61E-01
-1.61E-01
-1.61E-01
-1.61E-01
-8.04E-02
-1.61E-01
-1.61E-01
-1.61E-01
-1.61E-01
-1.61E-01
-1.61E-01
-2.41E-01
-1.61E-01
-1.61E-01
-1.61E-01
-1.61E-01
-2.41E-01
-1.61E-01
-1.61E-01
-1.61E-01
-2.41E-01
-1.61E-01
-2.41E-01
-1.61E-01
-1.61E-01
-2.41E-01
-1.61E-01
-1.61E-01
-1.61E-01
-1.61E-01
-1.61E-01
-1.61E-01
-8.04E-02
-1.61E-01
-1.61E-01
-1.61E-01
-1.61E-01
-1.61E-01
-1.61E-01
-2.41E-01
-1.61E-01
-8.04E-02
-1.61E-01
-1.61E-01
-1.61E-01
-8.04E-02
-1.61E-01
-8.04E-02
-1.61E-01
-8.04E-02
-1.61E-01
-8.04E-02
-1.61E-01
-1.61E-01
-1.61E-01
-1.61E-01
-1.61E-01
-1.61E-01
-1.61E-01
-1.61E-01
-1.61E-01
-2.41E-01
-1.61E-01
-8.04E-02
-1.61E-01
-1.61E-01
-8.04E-02
-1.61E-01
-8.04E-02
-1.61E-01
-8.04E-02
0.00E+00
-8.04E-02
-8.04E-02
-1.61E-01
-1.61E-01
-8.04E-02
-1.61E-01
-1.61E-01
-8.04E-02
-1.61E-01
-8.04E-02
-8.04E-02
-1.61E-01
-1.61E-01
-8.04E-02
-8.04E-02
-1.61E-01
-8.04E-02
-8.04E-02
0.00E+00
-8.04E-02
-1.61E-01
-8.04E-02
-8.04E-02
-1.61E-01
-8.04E-02
-1.61E-01
-8.04E-02
-8.04E-02
-8.04E-02
0.00E+00
-8.04E-02
0.00E+00
0.00E+00
0.00E+00
0.00E+00
0.00E+00
0.00E+00
0.00E+00];

%scatter(x,y,'filled')
%hold on
%scatter(x,y,'filled')
plot(t,x)
hold on
plot(t,y)
grid on
xlabel('Voltaje (V)') 
ylabel('Corriente (A)')

%xticks([0 0.45 0.5 0.55 0.6 0.65 0.7 0.75 0.8 1])
%xticklabels({'0','0.45','0.5','0.55','0.6','0.65','0.7','0.75','0.8','1'})
%yticks([0  0.0015 0.006 0.019 0.038 0.06])
